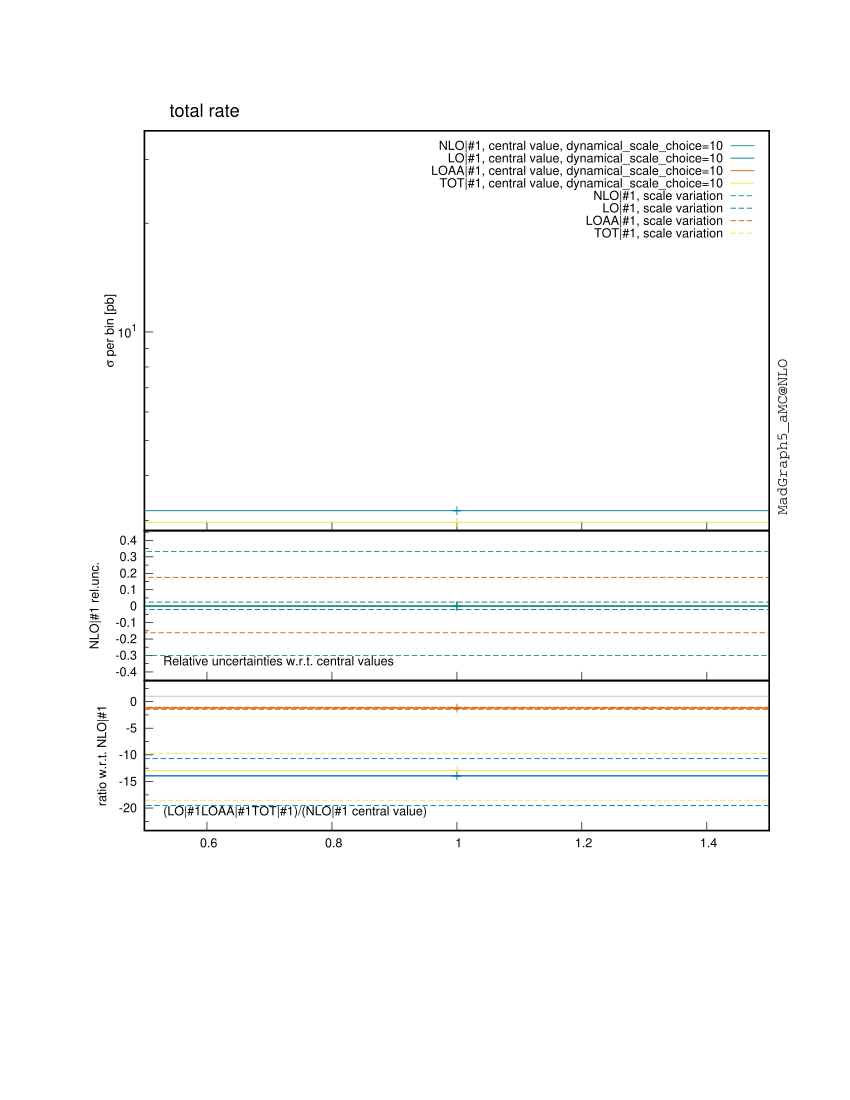

Write gnuplot code to recreate this figure.

################################################################################
#
# This gnuplot file was generated by MadGraph5_aMC@NLO project, a program which 
# automatically generates Feynman diagrams and matrix elements for arbitrary
# high-energy processes in the Standard Model and beyond. It also perform the
# integration and/or generate events for these processes, at LO and NLO accuracy.
#
# For more information, visit madgraph.phys.ucl.ac.be and amcatnlo.web.cern.ch
#
################################################################################
# /farmstorage/marcozaro/MadGraph/mg5amcnlo/mupmum_ww_nlo/bin/internal/histograms.py /farmstorage/marcozaro/MadGraph/mg5amcnlo/mupmum_ww_nlo/SubProcesses/P0_aa_wpwm/all_G1_60/MADatNLO.HwU /farmstorage/marcozaro/MadGraph/mg5amcnlo/mupmum_ww_nlo/SubProcesses/P0_mupmum_wpwm/all_G1_66/MADatNLO.HwU /farmstorage/marcozaro/MadGraph/mg5amcnlo/mupmum_ww_nlo/SubProcesses/P0_mupmum_wpwm/all_G1_22/MADatNLO.HwU /farmstorage/marcozaro/MadGraph/mg5amcnlo/mupmum_ww_nlo/SubProcesses/P0_mupmum_wpwm/all_G1_90/MADatNLO.HwU /farmstorage/marcozaro/MadGraph/mg5amcnlo/mupmum_ww_nlo/SubProcesses/P0_mupmum_wpwm/all_G1_62/MADatNLO.HwU /farmstorage/marcozaro/MadGraph/mg5amcnlo/mupmum_ww_nlo/SubProcesses/P0_mupmum_wpwm/all_G1_26/MADatNLO.HwU /farmstorage/marcozaro/MadGraph/mg5amcnlo/mupmum_ww_nlo/SubProcesses/P0_mupmum_wpwm/all_G1_96/MADatNLO.HwU /farmstorage/marcozaro/MadGraph/mg5amcnlo/mupmum_ww_nlo/SubProcesses/P0_mupmum_wpwm/all_G1_79/MADatNLO.HwU /farmstorage/marcozaro/MadGraph/mg5amcnlo/mupmum_ww_nlo/SubProcesses/P0_mupmum_wpwm/all_G1_31/MADatNLO.HwU /farmstorage/marcozaro/MadGraph/mg5amcnlo/mupmum_ww_nlo/SubProcesses/P0_mupmum_wpwm/all_G1_36/MADatNLO.HwU /farmstorage/marcozaro/MadGraph/mg5amcnlo/mupmum_ww_nlo/SubProcesses/P0_mupmum_wpwm/all_G1_24/MADatNLO.HwU /farmstorage/marcozaro/MadGraph/mg5amcnlo/mupmum_ww_nlo/SubProcesses/P0_mupmum_wpwm/all_G1_99/MADatNLO.HwU /farmstorage/marcozaro/MadGraph/mg5amcnlo/mupmum_ww_nlo/SubProcesses/P0_mupmum_wpwm/all_G1_28/MADatNLO.HwU /farmstorage/marcozaro/MadGraph/mg5amcnlo/mupmum_ww_nlo/SubProcesses/P0_mupmum_wpwm/all_G1_41/MADatNLO.HwU /farmstorage/marcozaro/MadGraph/mg5amcnlo/mupmum_ww_nlo/SubProcesses/P0_mupmum_wpwm/all_G1_13/MADatNLO.HwU /farmstorage/marcozaro/MadGraph/mg5amcnlo/mupmum_ww_nlo/SubProcesses/P0_mupmum_wpwm/all_G1_54/MADatNLO.HwU /farmstorage/marcozaro/MadGraph/mg5amcnlo/mupmum_ww_nlo/SubProcesses/P0_mupmum_wpwm/all_G1_52/MADatNLO.HwU /farmstorage/marcozaro/MadGraph/mg5amcnlo/mupmum_ww_nlo/SubProcesses/P0_mupmum_wpwm/all_G1_47/MADatNLO.HwU /farmstorage/marcozaro/MadGraph/mg5amcnlo/mupmum_ww_nlo/SubProcesses/P0_mupmum_wpwm/all_G1_29/MADatNLO.HwU /farmstorage/marcozaro/MadGraph/mg5amcnlo/mupmum_ww_nlo/SubProcesses/P0_mupmum_wpwm/all_G1_42/MADatNLO.HwU /farmstorage/marcozaro/MadGraph/mg5amcnlo/mupmum_ww_nlo/SubProcesses/P0_mupmum_wpwm/all_G1_17/MADatNLO.HwU /farmstorage/marcozaro/MadGraph/mg5amcnlo/mupmum_ww_nlo/SubProcesses/P0_mupmum_wpwm/all_G1_18/MADatNLO.HwU /farmstorage/marcozaro/MadGraph/mg5amcnlo/mupmum_ww_nlo/SubProcesses/P0_mupmum_wpwm/all_G1_93/MADatNLO.HwU /farmstorage/marcozaro/MadGraph/mg5amcnlo/mupmum_ww_nlo/SubProcesses/P0_mupmum_wpwm/all_G1_88/MADatNLO.HwU /farmstorage/marcozaro/MadGraph/mg5amcnlo/mupmum_ww_nlo/SubProcesses/P0_mupmum_wpwm/all_G1_87/MADatNLO.HwU /farmstorage/marcozaro/MadGraph/mg5amcnlo/mupmum_ww_nlo/SubProcesses/P0_mupmum_wpwm/all_G1_53/MADatNLO.HwU /farmstorage/marcozaro/MadGraph/mg5amcnlo/mupmum_ww_nlo/SubProcesses/P0_mupmum_wpwm/all_G1_49/MADatNLO.HwU /farmstorage/marcozaro/MadGraph/mg5amcnlo/mupmum_ww_nlo/SubProcesses/P0_mupmum_wpwm/all_G1_43/MADatNLO.HwU /farmstorage/marcozaro/MadGraph/mg5amcnlo/mupmum_ww_nlo/SubProcesses/P0_mupmum_wpwm/all_G1_74/MADatNLO.HwU /farmstorage/marcozaro/MadGraph/mg5amcnlo/mupmum_ww_nlo/SubProcesses/P0_mupmum_wpwm/all_G1_27/MADatNLO.HwU /farmstorage/marcozaro/MadGraph/mg5amcnlo/mupmum_ww_nlo/SubProcesses/P0_mupmum_wpwm/all_G1_84/MADatNLO.HwU /farmstorage/marcozaro/MadGraph/mg5amcnlo/mupmum_ww_nlo/SubProcesses/P0_mupmum_wpwm/all_G1_83/MADatNLO.HwU /farmstorage/marcozaro/MadGraph/mg5amcnlo/mupmum_ww_nlo/SubProcesses/P0_mupmum_wpwm/all_G1_100/MADatNLO.HwU /farmstorage/marcozaro/MadGraph/mg5amcnlo/mupmum_ww_nlo/SubProcesses/P0_mupmum_wpwm/all_G1_64/MADatNLO.HwU /farmstorage/marcozaro/MadGraph/mg5amcnlo/mupmum_ww_nlo/SubProcesses/P0_mupmum_wpwm/all_G1_70/MADatNLO.HwU /farmstorage/marcozaro/MadGraph/mg5amcnlo/mupmum_ww_nlo/SubProcesses/P0_mupmum_wpwm/all_G1_94/MADatNLO.HwU /farmstorage/marcozaro/MadGraph/mg5amcnlo/mupmum_ww_nlo/SubProcesses/P0_mupmum_wpwm/all_G1_2/MADatNLO.HwU /farmstorage/marcozaro/MadGraph/mg5amcnlo/mupmum_ww_nlo/SubProcesses/P0_mupmum_wpwm/all_G1_35/MADatNLO.HwU /farmstorage/marcozaro/MadGraph/mg5amcnlo/mupmum_ww_nlo/SubProcesses/P0_mupmum_wpwm/all_G1_15/MADatNLO.HwU /farmstorage/marcozaro/MadGraph/mg5amcnlo/mupmum_ww_nlo/SubProcesses/P0_mupmum_wpwm/all_G1_76/MADatNLO.HwU /farmstorage/marcozaro/MadGraph/mg5amcnlo/mupmum_ww_nlo/SubProcesses/P0_mupmum_wpwm/all_G1_1/MADatNLO.HwU /farmstorage/marcozaro/MadGraph/mg5amcnlo/mupmum_ww_nlo/SubProcesses/P0_mupmum_wpwm/all_G1_10/MADatNLO.HwU /farmstorage/marcozaro/MadGraph/mg5amcnlo/mupmum_ww_nlo/SubProcesses/P0_mupmum_wpwm/all_G1_14/MADatNLO.HwU /farmstorage/marcozaro/MadGraph/mg5amcnlo/mupmum_ww_nlo/SubProcesses/P0_mupmum_wpwm/all_G1_58/MADatNLO.HwU /farmstorage/marcozaro/MadGraph/mg5amcnlo/mupmum_ww_nlo/SubProcesses/P0_mupmum_wpwm/all_G1_56/MADatNLO.HwU /farmstorage/marcozaro/MadGraph/mg5amcnlo/mupmum_ww_nlo/SubProcesses/P0_mupmum_wpwm/all_G1_51/MADatNLO.HwU /farmstorage/marcozaro/MadGraph/mg5amcnlo/mupmum_ww_nlo/SubProcesses/P0_mupmum_wpwm/all_G1_19/MADatNLO.HwU /farmstorage/marcozaro/MadGraph/mg5amcnlo/mupmum_ww_nlo/SubProcesses/P0_mupmum_wpwm/all_G1_11/MADatNLO.HwU /farmstorage/marcozaro/MadGraph/mg5amcnlo/mupmum_ww_nlo/SubProcesses/P0_mupmum_wpwm/all_G1_23/MADatNLO.HwU /farmstorage/marcozaro/MadGraph/mg5amcnlo/mupmum_ww_nlo/SubProcesses/P0_mupmum_wpwm/all_G1_86/MADatNLO.HwU /farmstorage/marcozaro/MadGraph/mg5amcnlo/mupmum_ww_nlo/SubProcesses/P0_mupmum_wpwm/all_G1_55/MADatNLO.HwU /farmstorage/marcozaro/MadGraph/mg5amcnlo/mupmum_ww_nlo/SubProcesses/P0_mupmum_wpwm/all_G1_57/MADatNLO.HwU /farmstorage/marcozaro/MadGraph/mg5amcnlo/mupmum_ww_nlo/SubProcesses/P0_mupmum_wpwm/all_G1_32/MADatNLO.HwU /farmstorage/marcozaro/MadGraph/mg5amcnlo/mupmum_ww_nlo/SubProcesses/P0_mupmum_wpwm/all_G1_12/MADatNLO.HwU /farmstorage/marcozaro/MadGraph/mg5amcnlo/mupmum_ww_nlo/SubProcesses/P0_mupmum_wpwm/all_G1_78/MADatNLO.HwU /farmstorage/marcozaro/MadGraph/mg5amcnlo/mupmum_ww_nlo/SubProcesses/P0_mupmum_wpwm/all_G1_63/MADatNLO.HwU /farmstorage/marcozaro/MadGraph/mg5amcnlo/mupmum_ww_nlo/SubProcesses/P0_mupmum_wpwm/all_G1_91/MADatNLO.HwU /farmstorage/marcozaro/MadGraph/mg5amcnlo/mupmum_ww_nlo/SubProcesses/P0_mupmum_wpwm/all_G1_89/MADatNLO.HwU /farmstorage/marcozaro/MadGraph/mg5amcnlo/mupmum_ww_nlo/SubProcesses/P0_mupmum_wpwm/all_G1_44/MADatNLO.HwU /farmstorage/marcozaro/MadGraph/mg5amcnlo/mupmum_ww_nlo/SubProcesses/P0_mupmum_wpwm/all_G1_75/MADatNLO.HwU /farmstorage/marcozaro/MadGraph/mg5amcnlo/mupmum_ww_nlo/SubProcesses/P0_mupmum_wpwm/all_G1_81/MADatNLO.HwU /farmstorage/marcozaro/MadGraph/mg5amcnlo/mupmum_ww_nlo/SubProcesses/P0_mupmum_wpwm/all_G1_34/MADatNLO.HwU /farmstorage/marcozaro/MadGraph/mg5amcnlo/mupmum_ww_nlo/SubProcesses/P0_mupmum_wpwm/all_G1_67/MADatNLO.HwU /farmstorage/marcozaro/MadGraph/mg5amcnlo/mupmum_ww_nlo/SubProcesses/P0_mupmum_wpwm/all_G1_69/MADatNLO.HwU /farmstorage/marcozaro/MadGraph/mg5amcnlo/mupmum_ww_nlo/SubProcesses/P0_mupmum_wpwm/all_G1_4/MADatNLO.HwU /farmstorage/marcozaro/MadGraph/mg5amcnlo/mupmum_ww_nlo/SubProcesses/P0_mupmum_wpwm/all_G1_7/MADatNLO.HwU /farmstorage/marcozaro/MadGraph/mg5amcnlo/mupmum_ww_nlo/SubProcesses/P0_mupmum_wpwm/all_G1_77/MADatNLO.HwU /farmstorage/marcozaro/MadGraph/mg5amcnlo/mupmum_ww_nlo/SubProcesses/P0_mupmum_wpwm/all_G1_33/MADatNLO.HwU /farmstorage/marcozaro/MadGraph/mg5amcnlo/mupmum_ww_nlo/SubProcesses/P0_mupmum_wpwm/all_G1_3/MADatNLO.HwU /farmstorage/marcozaro/MadGraph/mg5amcnlo/mupmum_ww_nlo/SubProcesses/P0_mupmum_wpwm/all_G1_85/MADatNLO.HwU /farmstorage/marcozaro/MadGraph/mg5amcnlo/mupmum_ww_nlo/SubProcesses/P0_mupmum_wpwm/all_G1_92/MADatNLO.HwU /farmstorage/marcozaro/MadGraph/mg5amcnlo/mupmum_ww_nlo/SubProcesses/P0_mupmum_wpwm/all_G1_71/MADatNLO.HwU /farmstorage/marcozaro/MadGraph/mg5amcnlo/mupmum_ww_nlo/SubProcesses/P0_mupmum_wpwm/all_G1_6/MADatNLO.HwU /farmstorage/marcozaro/MadGraph/mg5amcnlo/mupmum_ww_nlo/SubProcesses/P0_mupmum_wpwm/all_G1_72/MADatNLO.HwU /farmstorage/marcozaro/MadGraph/mg5amcnlo/mupmum_ww_nlo/SubProcesses/P0_mupmum_wpwm/all_G1_45/MADatNLO.HwU /farmstorage/marcozaro/MadGraph/mg5amcnlo/mupmum_ww_nlo/SubProcesses/P0_mupmum_wpwm/all_G1_16/MADatNLO.HwU /farmstorage/marcozaro/MadGraph/mg5amcnlo/mupmum_ww_nlo/SubProcesses/P0_mupmum_wpwm/all_G1_80/MADatNLO.HwU /farmstorage/marcozaro/MadGraph/mg5amcnlo/mupmum_ww_nlo/SubProcesses/P0_mupmum_wpwm/all_G1_60/MADatNLO.HwU /farmstorage/marcozaro/MadGraph/mg5amcnlo/mupmum_ww_nlo/SubProcesses/P0_mupmum_wpwm/all_G1_40/MADatNLO.HwU /farmstorage/marcozaro/MadGraph/mg5amcnlo/mupmum_ww_nlo/SubProcesses/P0_mupmum_wpwm/all_G1_25/MADatNLO.HwU /farmstorage/marcozaro/MadGraph/mg5amcnlo/mupmum_ww_nlo/SubProcesses/P0_mupmum_wpwm/all_G1_68/MADatNLO.HwU /farmstorage/marcozaro/MadGraph/mg5amcnlo/mupmum_ww_nlo/SubProcesses/P0_mupmum_wpwm/all_G1_65/MADatNLO.HwU /farmstorage/marcozaro/MadGraph/mg5amcnlo/mupmum_ww_nlo/SubProcesses/P0_mupmum_wpwm/all_G1_61/MADatNLO.HwU /farmstorage/marcozaro/MadGraph/mg5amcnlo/mupmum_ww_nlo/SubProcesses/P0_mupmum_wpwm/all_G1_8/MADatNLO.HwU /farmstorage/marcozaro/MadGraph/mg5amcnlo/mupmum_ww_nlo/SubProcesses/P0_mupmum_wpwm/all_G1_38/MADatNLO.HwU /farmstorage/marcozaro/MadGraph/mg5amcnlo/mupmum_ww_nlo/SubProcesses/P0_mupmum_wpwm/all_G1_39/MADatNLO.HwU /farmstorage/marcozaro/MadGraph/mg5amcnlo/mupmum_ww_nlo/SubProcesses/P0_mupmum_wpwm/all_G1_95/MADatNLO.HwU /farmstorage/marcozaro/MadGraph/mg5amcnlo/mupmum_ww_nlo/SubProcesses/P0_mupmum_wpwm/all_G1_48/MADatNLO.HwU /farmstorage/marcozaro/MadGraph/mg5amcnlo/mupmum_ww_nlo/SubProcesses/P0_mupmum_wpwm/all_G1_50/MADatNLO.HwU /farmstorage/marcozaro/MadGraph/mg5amcnlo/mupmum_ww_nlo/SubProcesses/P0_mupmum_wpwm/all_G1_37/MADatNLO.HwU /farmstorage/marcozaro/MadGraph/mg5amcnlo/mupmum_ww_nlo/SubProcesses/P0_mupmum_wpwm/all_G1_9/MADatNLO.HwU /farmstorage/marcozaro/MadGraph/mg5amcnlo/mupmum_ww_nlo/SubProcesses/P0_mupmum_wpwm/all_G1_82/MADatNLO.HwU /farmstorage/marcozaro/MadGraph/mg5amcnlo/mupmum_ww_nlo/SubProcesses/P0_mupmum_wpwm/all_G1_73/MADatNLO.HwU /farmstorage/marcozaro/MadGraph/mg5amcnlo/mupmum_ww_nlo/SubProcesses/P0_mupmum_wpwm/all_G1_20/MADatNLO.HwU /farmstorage/marcozaro/MadGraph/mg5amcnlo/mupmum_ww_nlo/SubProcesses/P0_mupmum_wpwm/all_G1_97/MADatNLO.HwU /farmstorage/marcozaro/MadGraph/mg5amcnlo/mupmum_ww_nlo/SubProcesses/P0_mupmum_wpwm/all_G1_46/MADatNLO.HwU /farmstorage/marcozaro/MadGraph/mg5amcnlo/mupmum_ww_nlo/SubProcesses/P0_mupmum_wpwm/all_G1_59/MADatNLO.HwU /farmstorage/marcozaro/MadGraph/mg5amcnlo/mupmum_ww_nlo/SubProcesses/P0_mupmum_wpwm/all_G1_5/MADatNLO.HwU /farmstorage/marcozaro/MadGraph/mg5amcnlo/mupmum_ww_nlo/SubProcesses/P0_mupmum_wpwm/all_G1_98/MADatNLO.HwU /farmstorage/marcozaro/MadGraph/mg5amcnlo/mupmum_ww_nlo/SubProcesses/P0_mupmum_wpwm/all_G1_21/MADatNLO.HwU /farmstorage/marcozaro/MadGraph/mg5amcnlo/mupmum_ww_nlo/SubProcesses/P0_mupmum_wpwm/all_G1_30/MADatNLO.HwU /farmstorage/marcozaro/MadGraph/mg5amcnlo/mupmum_ww_nlo/SubProcesses/P0_aa_wpwm/all_G1_5/MADatNLO.HwU /farmstorage/marcozaro/MadGraph/mg5amcnlo/mupmum_ww_nlo/SubProcesses/P0_aa_wpwm/all_G1_31/MADatNLO.HwU /farmstorage/marcozaro/MadGraph/mg5amcnlo/mupmum_ww_nlo/SubProcesses/P0_aa_wpwm/all_G1_1/MADatNLO.HwU /farmstorage/marcozaro/MadGraph/mg5amcnlo/mupmum_ww_nlo/SubProcesses/P0_aa_wpwm/all_G1_17/MADatNLO.HwU /farmstorage/marcozaro/MadGraph/mg5amcnlo/mupmum_ww_nlo/SubProcesses/P0_aa_wpwm/all_G1_14/MADatNLO.HwU /farmstorage/marcozaro/MadGraph/mg5amcnlo/mupmum_ww_nlo/SubProcesses/P0_aa_wpwm/all_G1_2/MADatNLO.HwU /farmstorage/marcozaro/MadGraph/mg5amcnlo/mupmum_ww_nlo/SubProcesses/P0_aa_wpwm/all_G1_38/MADatNLO.HwU /farmstorage/marcozaro/MadGraph/mg5amcnlo/mupmum_ww_nlo/SubProcesses/P0_aa_wpwm/all_G1_45/MADatNLO.HwU /farmstorage/marcozaro/MadGraph/mg5amcnlo/mupmum_ww_nlo/SubProcesses/P0_aa_wpwm/all_G1_57/MADatNLO.HwU /farmstorage/marcozaro/MadGraph/mg5amcnlo/mupmum_ww_nlo/SubProcesses/P0_aa_wpwm/all_G1_53/MADatNLO.HwU /farmstorage/marcozaro/MadGraph/mg5amcnlo/mupmum_ww_nlo/SubProcesses/P0_aa_wpwm/all_G1_11/MADatNLO.HwU /farmstorage/marcozaro/MadGraph/mg5amcnlo/mupmum_ww_nlo/SubProcesses/P0_aa_wpwm/all_G1_13/MADatNLO.HwU /farmstorage/marcozaro/MadGraph/mg5amcnlo/mupmum_ww_nlo/SubProcesses/P0_aa_wpwm/all_G1_63/MADatNLO.HwU /farmstorage/marcozaro/MadGraph/mg5amcnlo/mupmum_ww_nlo/SubProcesses/P0_aa_wpwm/all_G1_35/MADatNLO.HwU /farmstorage/marcozaro/MadGraph/mg5amcnlo/mupmum_ww_nlo/SubProcesses/P0_aa_wpwm/all_G1_40/MADatNLO.HwU /farmstorage/marcozaro/MadGraph/mg5amcnlo/mupmum_ww_nlo/SubProcesses/P0_aa_wpwm/all_G1_8/MADatNLO.HwU /farmstorage/marcozaro/MadGraph/mg5amcnlo/mupmum_ww_nlo/SubProcesses/P0_aa_wpwm/all_G1_56/MADatNLO.HwU /farmstorage/marcozaro/MadGraph/mg5amcnlo/mupmum_ww_nlo/SubProcesses/P0_aa_wpwm/all_G1_24/MADatNLO.HwU /farmstorage/marcozaro/MadGraph/mg5amcnlo/mupmum_ww_nlo/SubProcesses/P0_aa_wpwm/all_G1_59/MADatNLO.HwU /farmstorage/marcozaro/MadGraph/mg5amcnlo/mupmum_ww_nlo/SubProcesses/P0_aa_wpwm/all_G1_55/MADatNLO.HwU /farmstorage/marcozaro/MadGraph/mg5amcnlo/mupmum_ww_nlo/SubProcesses/P0_aa_wpwm/all_G1_12/MADatNLO.HwU /farmstorage/marcozaro/MadGraph/mg5amcnlo/mupmum_ww_nlo/SubProcesses/P0_aa_wpwm/all_G1_43/MADatNLO.HwU /farmstorage/marcozaro/MadGraph/mg5amcnlo/mupmum_ww_nlo/SubProcesses/P0_aa_wpwm/all_G1_29/MADatNLO.HwU /farmstorage/marcozaro/MadGraph/mg5amcnlo/mupmum_ww_nlo/SubProcesses/P0_aa_wpwm/all_G1_49/MADatNLO.HwU /farmstorage/marcozaro/MadGraph/mg5amcnlo/mupmum_ww_nlo/SubProcesses/P0_aa_wpwm/all_G1_46/MADatNLO.HwU /farmstorage/marcozaro/MadGraph/mg5amcnlo/mupmum_ww_nlo/SubProcesses/P0_aa_wpwm/all_G1_10/MADatNLO.HwU /farmstorage/marcozaro/MadGraph/mg5amcnlo/mupmum_ww_nlo/SubProcesses/P0_aa_wpwm/all_G1_52/MADatNLO.HwU /farmstorage/marcozaro/MadGraph/mg5amcnlo/mupmum_ww_nlo/SubProcesses/P0_aa_wpwm/all_G1_15/MADatNLO.HwU /farmstorage/marcozaro/MadGraph/mg5amcnlo/mupmum_ww_nlo/SubProcesses/P0_aa_wpwm/all_G1_18/MADatNLO.HwU /farmstorage/marcozaro/MadGraph/mg5amcnlo/mupmum_ww_nlo/SubProcesses/P0_aa_wpwm/all_G1_19/MADatNLO.HwU /farmstorage/marcozaro/MadGraph/mg5amcnlo/mupmum_ww_nlo/SubProcesses/P0_aa_wpwm/all_G1_21/MADatNLO.HwU /farmstorage/marcozaro/MadGraph/mg5amcnlo/mupmum_ww_nlo/SubProcesses/P0_aa_wpwm/all_G1_42/MADatNLO.HwU /farmstorage/marcozaro/MadGraph/mg5amcnlo/mupmum_ww_nlo/SubProcesses/P0_aa_wpwm/all_G1_39/MADatNLO.HwU /farmstorage/marcozaro/MadGraph/mg5amcnlo/mupmum_ww_nlo/SubProcesses/P0_aa_wpwm/all_G1_51/MADatNLO.HwU /farmstorage/marcozaro/MadGraph/mg5amcnlo/mupmum_ww_nlo/SubProcesses/P0_aa_wpwm/all_G1_32/MADatNLO.HwU /farmstorage/marcozaro/MadGraph/mg5amcnlo/mupmum_ww_nlo/SubProcesses/P0_aa_wpwm/all_G1_20/MADatNLO.HwU /farmstorage/marcozaro/MadGraph/mg5amcnlo/mupmum_ww_nlo/SubProcesses/P0_aa_wpwm/all_G1_62/MADatNLO.HwU /farmstorage/marcozaro/MadGraph/mg5amcnlo/mupmum_ww_nlo/SubProcesses/P0_aa_wpwm/all_G1_41/MADatNLO.HwU /farmstorage/marcozaro/MadGraph/mg5amcnlo/mupmum_ww_nlo/SubProcesses/P0_aa_wpwm/all_G1_54/MADatNLO.HwU /farmstorage/marcozaro/MadGraph/mg5amcnlo/mupmum_ww_nlo/SubProcesses/P0_aa_wpwm/all_G1_23/MADatNLO.HwU /farmstorage/marcozaro/MadGraph/mg5amcnlo/mupmum_ww_nlo/SubProcesses/P0_aa_wpwm/all_G1_4/MADatNLO.HwU /farmstorage/marcozaro/MadGraph/mg5amcnlo/mupmum_ww_nlo/SubProcesses/P0_aa_wpwm/all_G1_27/MADatNLO.HwU /farmstorage/marcozaro/MadGraph/mg5amcnlo/mupmum_ww_nlo/SubProcesses/P0_aa_wpwm/all_G1_26/MADatNLO.HwU /farmstorage/marcozaro/MadGraph/mg5amcnlo/mupmum_ww_nlo/SubProcesses/P0_aa_wpwm/all_G1_22/MADatNLO.HwU /farmstorage/marcozaro/MadGraph/mg5amcnlo/mupmum_ww_nlo/SubProcesses/P0_aa_wpwm/all_G1_33/MADatNLO.HwU /farmstorage/marcozaro/MadGraph/mg5amcnlo/mupmum_ww_nlo/SubProcesses/P0_aa_wpwm/all_G1_3/MADatNLO.HwU /farmstorage/marcozaro/MadGraph/mg5amcnlo/mupmum_ww_nlo/SubProcesses/P0_aa_wpwm/all_G1_16/MADatNLO.HwU /farmstorage/marcozaro/MadGraph/mg5amcnlo/mupmum_ww_nlo/SubProcesses/P0_aa_wpwm/all_G1_48/MADatNLO.HwU /farmstorage/marcozaro/MadGraph/mg5amcnlo/mupmum_ww_nlo/SubProcesses/P0_aa_wpwm/all_G1_7/MADatNLO.HwU /farmstorage/marcozaro/MadGraph/mg5amcnlo/mupmum_ww_nlo/SubProcesses/P0_aa_wpwm/all_G1_9/MADatNLO.HwU /farmstorage/marcozaro/MadGraph/mg5amcnlo/mupmum_ww_nlo/SubProcesses/P0_aa_wpwm/all_G1_30/MADatNLO.HwU /farmstorage/marcozaro/MadGraph/mg5amcnlo/mupmum_ww_nlo/SubProcesses/P0_aa_wpwm/all_G1_34/MADatNLO.HwU /farmstorage/marcozaro/MadGraph/mg5amcnlo/mupmum_ww_nlo/SubProcesses/P0_aa_wpwm/all_G1_50/MADatNLO.HwU /farmstorage/marcozaro/MadGraph/mg5amcnlo/mupmum_ww_nlo/SubProcesses/P0_aa_wpwm/all_G1_36/MADatNLO.HwU /farmstorage/marcozaro/MadGraph/mg5amcnlo/mupmum_ww_nlo/SubProcesses/P0_aa_wpwm/all_G1_61/MADatNLO.HwU /farmstorage/marcozaro/MadGraph/mg5amcnlo/mupmum_ww_nlo/SubProcesses/P0_aa_wpwm/all_G1_47/MADatNLO.HwU /farmstorage/marcozaro/MadGraph/mg5amcnlo/mupmum_ww_nlo/SubProcesses/P0_aa_wpwm/all_G1_28/MADatNLO.HwU /farmstorage/marcozaro/MadGraph/mg5amcnlo/mupmum_ww_nlo/SubProcesses/P0_aa_wpwm/all_G1_6/MADatNLO.HwU /farmstorage/marcozaro/MadGraph/mg5amcnlo/mupmum_ww_nlo/SubProcesses/P0_aa_wpwm/all_G1_25/MADatNLO.HwU /farmstorage/marcozaro/MadGraph/mg5amcnlo/mupmum_ww_nlo/SubProcesses/P0_aa_wpwm/all_G1_44/MADatNLO.HwU /farmstorage/marcozaro/MadGraph/mg5amcnlo/mupmum_ww_nlo/SubProcesses/P0_aa_wpwm/all_G1_37/MADatNLO.HwU /farmstorage/marcozaro/MadGraph/mg5amcnlo/mupmum_ww_nlo/SubProcesses/P0_aa_wpwm/all_G1_58/MADatNLO.HwU --out=/farmstorage/marcozaro/MadGraph/mg5amcnlo/mupmum_ww_nlo/Events/run_1tev_NLO/MADatNLO --gnuplot --band=[] --lhapdf-config=/home/marcozaro/LHAPDF6/bin/lhapdf-config --sum --keep_all_weights --no_open
reset

set lmargin 10
set rmargin 0
set terminal postscript portrait enhanced color "Helvetica" 9 
# The pdf terminal offers transparency support, but you will have to adapt things a bit
#set terminal pdf enhanced font "Helvetica 12" lw 1.0 dashed size 29.7cm, 21cm
set key font ",9"
set key samplen "2"
set output "MADatNLO.ps"

# This is the "PODO" color palette of gnuplot v.5, but with the order
# changed: palette of colors selected to be easily distinguishable by
# color-blind individuals with either protanopia or deuteranopia. Bang
# Wong [2011] Nature Methods 8, 441.

set style line   1 lt 1 lc rgb "#009e73" lw 1.3
set style line 101 lt 1 lc rgb "#009e73" lw 1.3 dt (6,3)
set style line  11 lt 2 lc rgb "#009e73" lw 1.3 dt (6,3)
set style line  21 lt 4 lc rgb "#009e73" lw 1.3 dt (3,2)
set style line  31 lt 6 lc rgb "#009e73" lw 1.3 dt (2,1)
set style line  41 lt 8 lc rgb "#009e73" lw 1.3 dt (4,3)

set style line   2 lt 1 lc rgb "#0072b2" lw 1.3
set style line 102 lt 1 lc rgb "#0072b2" lw 1.3 dt (6,3)
set style line  12 lt 2 lc rgb "#0072b2" lw 1.3 dt (6,3)
set style line  22 lt 4 lc rgb "#0072b2" lw 1.3 dt (3,2)
set style line  32 lt 6 lc rgb "#0072b2" lw 1.3 dt (2,1)
set style line  42 lt 8 lc rgb "#0072b2" lw 1.3 dt (4,3)

set style line   3 lt 1 lc rgb "#d55e00" lw 1.3
set style line 103 lt 1 lc rgb "#d55e00" lw 1.3 dt (6,3)
set style line  13 lt 2 lc rgb "#d55e00" lw 1.3 dt (6,3)
set style line  23 lt 4 lc rgb "#d55e00" lw 1.3 dt (3,2)
set style line  33 lt 6 lc rgb "#d55e00" lw 1.3 dt (2,1)
set style line  43 lt 8 lc rgb "#d55e00" lw 1.3 dt (4,3)

set style line   4 lt 1 lc rgb "#f0e442" lw 1.3
set style line 104 lt 1 lc rgb "#f0e442" lw 1.3 dt (6,3)
set style line  14 lt 2 lc rgb "#f0e442" lw 1.3 dt (6,3)
set style line  24 lt 4 lc rgb "#f0e442" lw 1.3 dt (3,2)
set style line  34 lt 6 lc rgb "#f0e442" lw 1.3 dt (2,1)
set style line  44 lt 8 lc rgb "#f0e442" lw 1.3 dt (4,3)

set style line   5 lt 1 lc rgb "#56b4e9" lw 1.3
set style line 105 lt 1 lc rgb "#56b4e9" lw 1.3 dt (6,3)
set style line  15 lt 2 lc rgb "#56b4e9" lw 1.3 dt (6,3)
set style line  25 lt 4 lc rgb "#56b4e9" lw 1.3 dt (3,2)
set style line  35 lt 6 lc rgb "#56b4e9" lw 1.3 dt (2,1)
set style line  45 lt 8 lc rgb "#56b4e9" lw 1.3 dt (4,3)

set style line   6 lt 1 lc rgb "#cc79a7" lw 1.3
set style line 106 lt 1 lc rgb "#cc79a7" lw 1.3 dt (6,3)
set style line  16 lt 2 lc rgb "#cc79a7" lw 1.3 dt (6,3)
set style line  26 lt 4 lc rgb "#cc79a7" lw 1.3 dt (3,2)
set style line  36 lt 6 lc rgb "#cc79a7" lw 1.3 dt (2,1)
set style line  46 lt 8 lc rgb "#cc79a7" lw 1.3 dt (4,3)

set style line   7 lt 1 lc rgb "#e69f00" lw 1.3
set style line 107 lt 1 lc rgb "#e69f00" lw 1.3 dt (6,3)
set style line  17 lt 2 lc rgb "#e69f00" lw 1.3 dt (6,3)
set style line  27 lt 4 lc rgb "#e69f00" lw 1.3 dt (3,2)
set style line  37 lt 6 lc rgb "#e69f00" lw 1.3 dt (2,1)
set style line  47 lt 8 lc rgb "#e69f00" lw 1.3 dt (4,3)

set style line   8 lt 1 lc rgb "black" lw 1.3
set style line 108 lt 1 lc rgb "black" lw 1.3 dt (6,3)
set style line  18 lt 2 lc rgb "black" lw 1.3 dt (6,3)
set style line  28 lt 4 lc rgb "black" lw 1.3 dt (3,2)
set style line  38 lt 6 lc rgb "black" lw 1.3 dt (2,1)
set style line  48 lt 8 lc rgb "black" lw 1.3 dt (4,3)


set style line 999 lt 1 lc rgb "gray" lw 1.3

safe(x,y,a) = (y == 0.0 ? a : x/y)

set style data histeps
set key invert



################################################################################
### Rendering of the plot titled 'total rate'
################################################################################

set multiplot
set label "total rate" font ",13" at graph 0.04, graph 1.05
set xrange [5.0000e-01:1.5000e+00]
set bmargin 0 
set tmargin 0
set xtics nomirror
set ytics nomirror
set mytics 10
set xtics auto
set key horizontal noreverse maxcols 1 width -4 
set label front 'MadGraph5\_aMC\@NLO' font "Courier,11" rotate by 90 at graph 1.02, graph 0.04

#-- rendering subhistograms 'NLO|#1 and LO|#1 results'

set format y '10^{%T}'
set yrange [2.8182e+00:3.6054e+01]
set origin 0.0000e+00, 5.0000e-01
set size 1.0000e+00, 4.0000e-01
set mytics 10
set ytics auto
set format x ''
set logscale y
set ylabel "{/Symbol s} per bin [pb]"

plot \
sqrt(-1) ls 14 title 'TOT|#1, scale variation',\
sqrt(-1) ls 13 title 'LOAA|#1, scale variation',\
sqrt(-1) ls 12 title 'LO|#1, scale variation',\
sqrt(-1) ls 11 title 'NLO|#1, scale variation',\
'MADatNLO.HwU' index 3 using (($1+$2)/2):($3 >= 0 ? sqrt(-1) : abs($3)):4 w yerrorbar ls 104 title '',\
'MADatNLO.HwU' index 3 using (($1+$2)/2):($3 >= 0 ? sqrt(-1) : abs($3)) ls 104 title '',\
'MADatNLO.HwU' index 3 using (($1+$2)/2):($3 < 0 ? sqrt(-1) : $3):4 w yerrorbar ls 4 title '',\
'MADatNLO.HwU' index 3 using (($1+$2)/2):($3 < 0 ? sqrt(-1) : $3) ls 4 title 'TOT|#1, central value, dynamical\_scale\_choice=10',\
'MADatNLO.HwU' index 2 using (($1+$2)/2):($3 >= 0 ? sqrt(-1) : abs($3)):4 w yerrorbar ls 103 title '',\
'MADatNLO.HwU' index 2 using (($1+$2)/2):($3 >= 0 ? sqrt(-1) : abs($3)) ls 103 title '',\
'MADatNLO.HwU' index 2 using (($1+$2)/2):($3 < 0 ? sqrt(-1) : $3):4 w yerrorbar ls 3 title '',\
'MADatNLO.HwU' index 2 using (($1+$2)/2):($3 < 0 ? sqrt(-1) : $3) ls 3 title 'LOAA|#1, central value, dynamical\_scale\_choice=10',\
'MADatNLO.HwU' index 1 using (($1+$2)/2):($3 >= 0 ? sqrt(-1) : abs($3)):4 w yerrorbar ls 102 title '',\
'MADatNLO.HwU' index 1 using (($1+$2)/2):($3 >= 0 ? sqrt(-1) : abs($3)) ls 102 title '',\
'MADatNLO.HwU' index 1 using (($1+$2)/2):($3 < 0 ? sqrt(-1) : $3):4 w yerrorbar ls 2 title '',\
'MADatNLO.HwU' index 1 using (($1+$2)/2):($3 < 0 ? sqrt(-1) : $3) ls 2 title 'LO|#1, central value, dynamical\_scale\_choice=10',\
'MADatNLO.HwU' index 0 using (($1+$2)/2):($3 >= 0 ? sqrt(-1) : abs($3)):4 w yerrorbar ls 101 title '',\
'MADatNLO.HwU' index 0 using (($1+$2)/2):($3 >= 0 ? sqrt(-1) : abs($3)) ls 101 title '',\
'MADatNLO.HwU' index 0 using (($1+$2)/2):($3 < 0 ? sqrt(-1) : $3):4 w yerrorbar ls 1 title '',\
'MADatNLO.HwU' index 0 using (($1+$2)/2):($3 < 0 ? sqrt(-1) : $3) ls 1 title 'NLO|#1, central value, dynamical\_scale\_choice=10'
#-- rendering subhistograms 'Relative scale and PDF uncertainty'
unset label
unset format
set yrange [-4.5282e-01:4.6010e-01]
set origin 0.0000e+00, 3.5000e-01
set size 1.0000e+00, 1.5000e-01
set mytics 2
set ytics auto
set format x ''
unset logscale y
set ylabel "NLO|#1 rel.unc."
set label "Relative uncertainties w.r.t. central values" font ",9" front at graph 0.03, graph 0.13
plot \
'MADatNLO.HwU' index 3 using (($1+$2)/2):(safe($7,$3,1.0)-1.0) ls 14 title '',\
'MADatNLO.HwU' index 3 using (($1+$2)/2):(safe($6,$3,1.0)-1.0) ls 14 title '',\
'MADatNLO.HwU' index 2 using (($1+$2)/2):(safe($7,$3,1.0)-1.0) ls 13 title '',\
'MADatNLO.HwU' index 2 using (($1+$2)/2):(safe($6,$3,1.0)-1.0) ls 13 title '',\
'MADatNLO.HwU' index 1 using (($1+$2)/2):(safe($7,$3,1.0)-1.0) ls 12 title '',\
'MADatNLO.HwU' index 1 using (($1+$2)/2):(safe($6,$3,1.0)-1.0) ls 12 title '',\
'MADatNLO.HwU' index 0 using (($1+$2)/2):(safe($7,$3,1.0)-1.0) ls 11 title '',\
'MADatNLO.HwU' index 0 using (($1+$2)/2):(safe($6,$3,1.0)-1.0) ls 11 title '',\
0.0 ls 999 title '',\
'MADatNLO.HwU' index 3 using (($1+$2)/2):(0.0):(safe($4,$3,0.0)) w yerrorbar ls 4 title '',\
'MADatNLO.HwU' index 3 using (($1+$2)/2):(safe($5,$3,1.0)-1.0) ls 4 title '',\
'MADatNLO.HwU' index 2 using (($1+$2)/2):(0.0):(safe($4,$3,0.0)) w yerrorbar ls 3 title '',\
'MADatNLO.HwU' index 2 using (($1+$2)/2):(safe($5,$3,1.0)-1.0) ls 3 title '',\
'MADatNLO.HwU' index 1 using (($1+$2)/2):(0.0):(safe($4,$3,0.0)) w yerrorbar ls 2 title '',\
'MADatNLO.HwU' index 1 using (($1+$2)/2):(safe($5,$3,1.0)-1.0) ls 2 title '',\
'MADatNLO.HwU' index 0 using (($1+$2)/2):(0.0):(safe($4,$3,0.0)) w yerrorbar ls 1 title '',\
'MADatNLO.HwU' index 0 using (($1+$2)/2):(safe($5,$3,1.0)-1.0) ls 1 title ''
#-- rendering subhistograms '(LO|#1LOAA|#1TOT|#1)/(NLO|#1 central value) ratio'
unset label
unset format
set yrange [-2.4215e+01:3.9541e+00]
set origin 0.0000e+00, 2.0000e-01
set size 1.0000e+00, 1.5000e-01
set mytics 2
set ytics auto
set format x
unset logscale y
set ylabel "ratio w.r.t. NLO|#1"
set label "(LO|#1LOAA|#1TOT|#1)/(NLO|#1 central value)" font ",9" at graph 0.03, graph 0.13
plot \
1.0 ls 999 title '',\
'MADatNLO.HwU' index 6 using (($1+$2)/2):7 ls 14 title '',\
'MADatNLO.HwU' index 6 using (($1+$2)/2):6 ls 14 title '',\
'MADatNLO.HwU' index 5 using (($1+$2)/2):7 ls 13 title '',\
'MADatNLO.HwU' index 5 using (($1+$2)/2):6 ls 13 title '',\
'MADatNLO.HwU' index 4 using (($1+$2)/2):7 ls 12 title '',\
'MADatNLO.HwU' index 4 using (($1+$2)/2):6 ls 12 title '',\
'MADatNLO.HwU' index 6 using (($1+$2)/2):5 ls 4 title '',\
'MADatNLO.HwU' index 6 using (($1+$2)/2):3:4 w yerrorbar ls 4 title '',\
'MADatNLO.HwU' index 6 using (($1+$2)/2):3 ls 4 title '',\
'MADatNLO.HwU' index 5 using (($1+$2)/2):5 ls 3 title '',\
'MADatNLO.HwU' index 5 using (($1+$2)/2):3:4 w yerrorbar ls 3 title '',\
'MADatNLO.HwU' index 5 using (($1+$2)/2):3 ls 3 title '',\
'MADatNLO.HwU' index 4 using (($1+$2)/2):5 ls 2 title '',\
'MADatNLO.HwU' index 4 using (($1+$2)/2):3:4 w yerrorbar ls 2 title '',\
'MADatNLO.HwU' index 4 using (($1+$2)/2):3 ls 2 title ''

unset label

################################################################################

################################################################################
### Rendering of the plot titled 'total rate real'
################################################################################

set multiplot
set label "total rate real" font ",13" at graph 0.04, graph 1.05
set xrange [5.0000e-01:5.5000e+00]
set bmargin 0 
set tmargin 0
set xtics nomirror
set ytics nomirror
set mytics 10
set xtics auto
set key horizontal noreverse maxcols 1 width -4 
set label front 'MadGraph5\_aMC\@NLO' font "Courier,11" rotate by 90 at graph 1.02, graph 0.04

#-- rendering subhistograms 'NLO|#1 and LO|#1 results'

set format y '10^{%T}'
set yrange [9.0000e-01:1.1000e+02]
set origin 0.0000e+00, 5.0000e-01
set size 1.0000e+00, 4.0000e-01
set mytics 10
set ytics auto
set format x ''
set logscale y
set ylabel "{/Symbol s} per bin [pb]"

plot \
sqrt(-1) ls 14 title 'TOT|#1, scale variation',\
sqrt(-1) ls 13 title 'LOAA|#1, scale variation',\
sqrt(-1) ls 12 title 'LO|#1, scale variation',\
sqrt(-1) ls 11 title 'NLO|#1, scale variation',\
'MADatNLO.HwU' index 10 using (($1+$2)/2):($3 >= 0 ? sqrt(-1) : abs($3)):4 w yerrorbar ls 104 title '',\
'MADatNLO.HwU' index 10 using (($1+$2)/2):($3 >= 0 ? sqrt(-1) : abs($3)) ls 104 title '',\
'MADatNLO.HwU' index 10 using (($1+$2)/2):($3 < 0 ? sqrt(-1) : $3):4 w yerrorbar ls 4 title '',\
'MADatNLO.HwU' index 10 using (($1+$2)/2):($3 < 0 ? sqrt(-1) : $3) ls 4 title 'TOT|#1, central value, dynamical\_scale\_choice=10',\
'MADatNLO.HwU' index 9 using (($1+$2)/2):($3 >= 0 ? sqrt(-1) : abs($3)):4 w yerrorbar ls 103 title '',\
'MADatNLO.HwU' index 9 using (($1+$2)/2):($3 >= 0 ? sqrt(-1) : abs($3)) ls 103 title '',\
'MADatNLO.HwU' index 9 using (($1+$2)/2):($3 < 0 ? sqrt(-1) : $3):4 w yerrorbar ls 3 title '',\
'MADatNLO.HwU' index 9 using (($1+$2)/2):($3 < 0 ? sqrt(-1) : $3) ls 3 title 'LOAA|#1, central value, dynamical\_scale\_choice=10',\
'MADatNLO.HwU' index 8 using (($1+$2)/2):($3 >= 0 ? sqrt(-1) : abs($3)):4 w yerrorbar ls 102 title '',\
'MADatNLO.HwU' index 8 using (($1+$2)/2):($3 >= 0 ? sqrt(-1) : abs($3)) ls 102 title '',\
'MADatNLO.HwU' index 8 using (($1+$2)/2):($3 < 0 ? sqrt(-1) : $3):4 w yerrorbar ls 2 title '',\
'MADatNLO.HwU' index 8 using (($1+$2)/2):($3 < 0 ? sqrt(-1) : $3) ls 2 title 'LO|#1, central value, dynamical\_scale\_choice=10',\
'MADatNLO.HwU' index 7 using (($1+$2)/2):($3 >= 0 ? sqrt(-1) : abs($3)):4 w yerrorbar ls 101 title '',\
'MADatNLO.HwU' index 7 using (($1+$2)/2):($3 >= 0 ? sqrt(-1) : abs($3)) ls 101 title '',\
'MADatNLO.HwU' index 7 using (($1+$2)/2):($3 < 0 ? sqrt(-1) : $3):4 w yerrorbar ls 1 title '',\
'MADatNLO.HwU' index 7 using (($1+$2)/2):($3 < 0 ? sqrt(-1) : $3) ls 1 title 'NLO|#1, central value, dynamical\_scale\_choice=10'
#-- rendering subhistograms 'Relative scale and PDF uncertainty'
unset label
unset format
set yrange [-1.4800e+00:1.4000e+00]
set origin 0.0000e+00, 3.5000e-01
set size 1.0000e+00, 1.5000e-01
set mytics 2
set ytics auto
set format x ''
unset logscale y
set ylabel "NLO|#1 rel.unc."
set label "Relative uncertainties w.r.t. central values" font ",9" front at graph 0.03, graph 0.13
plot \
'MADatNLO.HwU' index 10 using (($1+$2)/2):(safe($7,$3,1.0)-1.0) ls 14 title '',\
'MADatNLO.HwU' index 10 using (($1+$2)/2):(safe($6,$3,1.0)-1.0) ls 14 title '',\
'MADatNLO.HwU' index 9 using (($1+$2)/2):(safe($7,$3,1.0)-1.0) ls 13 title '',\
'MADatNLO.HwU' index 9 using (($1+$2)/2):(safe($6,$3,1.0)-1.0) ls 13 title '',\
'MADatNLO.HwU' index 8 using (($1+$2)/2):(safe($7,$3,1.0)-1.0) ls 12 title '',\
'MADatNLO.HwU' index 8 using (($1+$2)/2):(safe($6,$3,1.0)-1.0) ls 12 title '',\
'MADatNLO.HwU' index 7 using (($1+$2)/2):(safe($7,$3,1.0)-1.0) ls 11 title '',\
'MADatNLO.HwU' index 7 using (($1+$2)/2):(safe($6,$3,1.0)-1.0) ls 11 title '',\
0.0 ls 999 title '',\
'MADatNLO.HwU' index 10 using (($1+$2)/2):(0.0):(safe($4,$3,0.0)) w yerrorbar ls 4 title '',\
'MADatNLO.HwU' index 10 using (($1+$2)/2):(safe($5,$3,1.0)-1.0) ls 4 title '',\
'MADatNLO.HwU' index 9 using (($1+$2)/2):(0.0):(safe($4,$3,0.0)) w yerrorbar ls 3 title '',\
'MADatNLO.HwU' index 9 using (($1+$2)/2):(safe($5,$3,1.0)-1.0) ls 3 title '',\
'MADatNLO.HwU' index 8 using (($1+$2)/2):(0.0):(safe($4,$3,0.0)) w yerrorbar ls 2 title '',\
'MADatNLO.HwU' index 8 using (($1+$2)/2):(safe($5,$3,1.0)-1.0) ls 2 title '',\
'MADatNLO.HwU' index 7 using (($1+$2)/2):(0.0):(safe($4,$3,0.0)) w yerrorbar ls 1 title '',\
'MADatNLO.HwU' index 7 using (($1+$2)/2):(safe($5,$3,1.0)-1.0) ls 1 title ''
#-- rendering subhistograms '(LO|#1LOAA|#1TOT|#1)/(NLO|#1 central value) ratio'
unset label
unset format
set yrange [-2.4000e-01:1.2000e+00]
set origin 0.0000e+00, 2.0000e-01
set size 1.0000e+00, 1.5000e-01
set mytics 2
set ytics auto
set format x
unset logscale y
set ylabel "ratio w.r.t. NLO|#1"
set label "(LO|#1LOAA|#1TOT|#1)/(NLO|#1 central value)" font ",9" at graph 0.03, graph 0.13
plot \
1.0 ls 999 title '',\
'MADatNLO.HwU' index 13 using (($1+$2)/2):7 ls 14 title '',\
'MADatNLO.HwU' index 13 using (($1+$2)/2):6 ls 14 title '',\
'MADatNLO.HwU' index 12 using (($1+$2)/2):7 ls 13 title '',\
'MADatNLO.HwU' index 12 using (($1+$2)/2):6 ls 13 title '',\
'MADatNLO.HwU' index 11 using (($1+$2)/2):7 ls 12 title '',\
'MADatNLO.HwU' index 11 using (($1+$2)/2):6 ls 12 title '',\
'MADatNLO.HwU' index 13 using (($1+$2)/2):5 ls 4 title '',\
'MADatNLO.HwU' index 13 using (($1+$2)/2):3:4 w yerrorbar ls 4 title '',\
'MADatNLO.HwU' index 13 using (($1+$2)/2):3 ls 4 title '',\
'MADatNLO.HwU' index 12 using (($1+$2)/2):5 ls 3 title '',\
'MADatNLO.HwU' index 12 using (($1+$2)/2):3:4 w yerrorbar ls 3 title '',\
'MADatNLO.HwU' index 12 using (($1+$2)/2):3 ls 3 title '',\
'MADatNLO.HwU' index 11 using (($1+$2)/2):5 ls 2 title '',\
'MADatNLO.HwU' index 11 using (($1+$2)/2):3:4 w yerrorbar ls 2 title '',\
'MADatNLO.HwU' index 11 using (($1+$2)/2):3 ls 2 title ''

unset label

################################################################################

################################################################################
### Rendering of the plot titled 'mtt'
################################################################################

set multiplot
set label "mtt" font ",13" at graph 0.04, graph 1.05
set xrange [1.6000e+02:1.0000e+03]
set bmargin 0 
set tmargin 0
set xtics nomirror
set ytics nomirror
set mytics 10
set xtics auto
set key horizontal noreverse maxcols 1 width -4 
set label front 'MadGraph5\_aMC\@NLO' font "Courier,11" rotate by 90 at graph 1.02, graph 0.04

#-- rendering subhistograms 'NLO|#1 and LO|#1 results'

set format y '10^{%T}'
set yrange [3.6713e-05:9.3394e-01]
set origin 0.0000e+00, 5.0000e-01
set size 1.0000e+00, 4.0000e-01
set mytics 10
set ytics auto
set format x ''
set logscale y
set ylabel "{/Symbol s} per bin [pb]"

plot \
sqrt(-1) ls 14 title 'TOT|#1, scale variation',\
sqrt(-1) ls 13 title 'LOAA|#1, scale variation',\
sqrt(-1) ls 12 title 'LO|#1, scale variation',\
sqrt(-1) ls 11 title 'NLO|#1, scale variation',\
'MADatNLO.HwU' index 17 using (($1+$2)/2):($3 >= 0 ? sqrt(-1) : abs($3)):4 w yerrorbar ls 104 title '',\
'MADatNLO.HwU' index 17 using (($1+$2)/2):($3 >= 0 ? sqrt(-1) : abs($3)) ls 104 title '',\
'MADatNLO.HwU' index 17 using (($1+$2)/2):($3 < 0 ? sqrt(-1) : $3):4 w yerrorbar ls 4 title '',\
'MADatNLO.HwU' index 17 using (($1+$2)/2):($3 < 0 ? sqrt(-1) : $3) ls 4 title 'TOT|#1, central value, dynamical\_scale\_choice=10',\
'MADatNLO.HwU' index 16 using (($1+$2)/2):($3 >= 0 ? sqrt(-1) : abs($3)):4 w yerrorbar ls 103 title '',\
'MADatNLO.HwU' index 16 using (($1+$2)/2):($3 >= 0 ? sqrt(-1) : abs($3)) ls 103 title '',\
'MADatNLO.HwU' index 16 using (($1+$2)/2):($3 < 0 ? sqrt(-1) : $3):4 w yerrorbar ls 3 title '',\
'MADatNLO.HwU' index 16 using (($1+$2)/2):($3 < 0 ? sqrt(-1) : $3) ls 3 title 'LOAA|#1, central value, dynamical\_scale\_choice=10',\
'MADatNLO.HwU' index 15 using (($1+$2)/2):($3 >= 0 ? sqrt(-1) : abs($3)):4 w yerrorbar ls 102 title '',\
'MADatNLO.HwU' index 15 using (($1+$2)/2):($3 >= 0 ? sqrt(-1) : abs($3)) ls 102 title '',\
'MADatNLO.HwU' index 15 using (($1+$2)/2):($3 < 0 ? sqrt(-1) : $3):4 w yerrorbar ls 2 title '',\
'MADatNLO.HwU' index 15 using (($1+$2)/2):($3 < 0 ? sqrt(-1) : $3) ls 2 title 'LO|#1, central value, dynamical\_scale\_choice=10',\
'MADatNLO.HwU' index 14 using (($1+$2)/2):($3 >= 0 ? sqrt(-1) : abs($3)):4 w yerrorbar ls 101 title '',\
'MADatNLO.HwU' index 14 using (($1+$2)/2):($3 >= 0 ? sqrt(-1) : abs($3)) ls 101 title '',\
'MADatNLO.HwU' index 14 using (($1+$2)/2):($3 < 0 ? sqrt(-1) : $3):4 w yerrorbar ls 1 title '',\
'MADatNLO.HwU' index 14 using (($1+$2)/2):($3 < 0 ? sqrt(-1) : $3) ls 1 title 'NLO|#1, central value, dynamical\_scale\_choice=10'
#-- rendering subhistograms 'Relative scale and PDF uncertainty'
unset label
unset format
set yrange [-2.3016e-01:2.2969e-01]
set origin 0.0000e+00, 3.5000e-01
set size 1.0000e+00, 1.5000e-01
set mytics 2
set ytics auto
set format x ''
unset logscale y
set ylabel "NLO|#1 rel.unc."
set label "Relative uncertainties w.r.t. central values" font ",9" front at graph 0.03, graph 0.13
plot \
'MADatNLO.HwU' index 17 using (($1+$2)/2):(safe($7,$3,1.0)-1.0) ls 14 title '',\
'MADatNLO.HwU' index 17 using (($1+$2)/2):(safe($6,$3,1.0)-1.0) ls 14 title '',\
'MADatNLO.HwU' index 16 using (($1+$2)/2):(safe($7,$3,1.0)-1.0) ls 13 title '',\
'MADatNLO.HwU' index 16 using (($1+$2)/2):(safe($6,$3,1.0)-1.0) ls 13 title '',\
'MADatNLO.HwU' index 15 using (($1+$2)/2):(safe($7,$3,1.0)-1.0) ls 12 title '',\
'MADatNLO.HwU' index 15 using (($1+$2)/2):(safe($6,$3,1.0)-1.0) ls 12 title '',\
'MADatNLO.HwU' index 14 using (($1+$2)/2):(safe($7,$3,1.0)-1.0) ls 11 title '',\
'MADatNLO.HwU' index 14 using (($1+$2)/2):(safe($6,$3,1.0)-1.0) ls 11 title '',\
0.0 ls 999 title '',\
'MADatNLO.HwU' index 17 using (($1+$2)/2):(0.0):(safe($4,$3,0.0)) w yerrorbar ls 4 title '',\
'MADatNLO.HwU' index 17 using (($1+$2)/2):(safe($5,$3,1.0)-1.0) ls 4 title '',\
'MADatNLO.HwU' index 16 using (($1+$2)/2):(0.0):(safe($4,$3,0.0)) w yerrorbar ls 3 title '',\
'MADatNLO.HwU' index 16 using (($1+$2)/2):(safe($5,$3,1.0)-1.0) ls 3 title '',\
'MADatNLO.HwU' index 15 using (($1+$2)/2):(0.0):(safe($4,$3,0.0)) w yerrorbar ls 2 title '',\
'MADatNLO.HwU' index 15 using (($1+$2)/2):(safe($5,$3,1.0)-1.0) ls 2 title '',\
'MADatNLO.HwU' index 14 using (($1+$2)/2):(0.0):(safe($4,$3,0.0)) w yerrorbar ls 1 title '',\
'MADatNLO.HwU' index 14 using (($1+$2)/2):(safe($5,$3,1.0)-1.0) ls 1 title ''
#-- rendering subhistograms '(LO|#1LOAA|#1TOT|#1)/(NLO|#1 central value) ratio'
unset label
unset format
set yrange [-9.5881e+00:1.8110e+00]
set origin 0.0000e+00, 2.0000e-01
set size 1.0000e+00, 1.5000e-01
set mytics 2
set ytics auto
set format x
unset logscale y
set ylabel "ratio w.r.t. NLO|#1"
set label "(LO|#1LOAA|#1TOT|#1)/(NLO|#1 central value)" font ",9" at graph 0.03, graph 0.13
plot \
1.0 ls 999 title '',\
'MADatNLO.HwU' index 20 using (($1+$2)/2):7 ls 14 title '',\
'MADatNLO.HwU' index 20 using (($1+$2)/2):6 ls 14 title '',\
'MADatNLO.HwU' index 19 using (($1+$2)/2):7 ls 13 title '',\
'MADatNLO.HwU' index 19 using (($1+$2)/2):6 ls 13 title '',\
'MADatNLO.HwU' index 18 using (($1+$2)/2):7 ls 12 title '',\
'MADatNLO.HwU' index 18 using (($1+$2)/2):6 ls 12 title '',\
'MADatNLO.HwU' index 20 using (($1+$2)/2):5 ls 4 title '',\
'MADatNLO.HwU' index 20 using (($1+$2)/2):3:4 w yerrorbar ls 4 title '',\
'MADatNLO.HwU' index 20 using (($1+$2)/2):3 ls 4 title '',\
'MADatNLO.HwU' index 19 using (($1+$2)/2):5 ls 3 title '',\
'MADatNLO.HwU' index 19 using (($1+$2)/2):3:4 w yerrorbar ls 3 title '',\
'MADatNLO.HwU' index 19 using (($1+$2)/2):3 ls 3 title '',\
'MADatNLO.HwU' index 18 using (($1+$2)/2):5 ls 2 title '',\
'MADatNLO.HwU' index 18 using (($1+$2)/2):3:4 w yerrorbar ls 2 title '',\
'MADatNLO.HwU' index 18 using (($1+$2)/2):3 ls 2 title ''

unset label

################################################################################

################################################################################
### Rendering of the plot titled 'thetatt'
################################################################################

set multiplot
set label "thetatt" font ",13" at graph 0.04, graph 1.05
set xrange [0.0000e+00:3.1416e+00]
set bmargin 0 
set tmargin 0
set xtics nomirror
set ytics nomirror
set mytics 10
set xtics auto
set key horizontal noreverse maxcols 1 width -4 
set label front 'MadGraph5\_aMC\@NLO' font "Courier,11" rotate by 90 at graph 1.02, graph 0.04

#-- rendering subhistograms 'NLO|#1 and LO|#1 results'

set format y '10^{%T}'
set yrange [2.3035e-03:1.1926e+00]
set origin 0.0000e+00, 5.0000e-01
set size 1.0000e+00, 4.0000e-01
set mytics 10
set ytics auto
set format x ''
set logscale y
set ylabel "{/Symbol s} per bin [pb]"

plot \
sqrt(-1) ls 14 title 'TOT|#1, scale variation',\
sqrt(-1) ls 13 title 'LOAA|#1, scale variation',\
sqrt(-1) ls 12 title 'LO|#1, scale variation',\
sqrt(-1) ls 11 title 'NLO|#1, scale variation',\
'MADatNLO.HwU' index 24 using (($1+$2)/2):($3 >= 0 ? sqrt(-1) : abs($3)):4 w yerrorbar ls 104 title '',\
'MADatNLO.HwU' index 24 using (($1+$2)/2):($3 >= 0 ? sqrt(-1) : abs($3)) ls 104 title '',\
'MADatNLO.HwU' index 24 using (($1+$2)/2):($3 < 0 ? sqrt(-1) : $3):4 w yerrorbar ls 4 title '',\
'MADatNLO.HwU' index 24 using (($1+$2)/2):($3 < 0 ? sqrt(-1) : $3) ls 4 title 'TOT|#1, central value, dynamical\_scale\_choice=10',\
'MADatNLO.HwU' index 23 using (($1+$2)/2):($3 >= 0 ? sqrt(-1) : abs($3)):4 w yerrorbar ls 103 title '',\
'MADatNLO.HwU' index 23 using (($1+$2)/2):($3 >= 0 ? sqrt(-1) : abs($3)) ls 103 title '',\
'MADatNLO.HwU' index 23 using (($1+$2)/2):($3 < 0 ? sqrt(-1) : $3):4 w yerrorbar ls 3 title '',\
'MADatNLO.HwU' index 23 using (($1+$2)/2):($3 < 0 ? sqrt(-1) : $3) ls 3 title 'LOAA|#1, central value, dynamical\_scale\_choice=10',\
'MADatNLO.HwU' index 22 using (($1+$2)/2):($3 >= 0 ? sqrt(-1) : abs($3)):4 w yerrorbar ls 102 title '',\
'MADatNLO.HwU' index 22 using (($1+$2)/2):($3 >= 0 ? sqrt(-1) : abs($3)) ls 102 title '',\
'MADatNLO.HwU' index 22 using (($1+$2)/2):($3 < 0 ? sqrt(-1) : $3):4 w yerrorbar ls 2 title '',\
'MADatNLO.HwU' index 22 using (($1+$2)/2):($3 < 0 ? sqrt(-1) : $3) ls 2 title 'LO|#1, central value, dynamical\_scale\_choice=10',\
'MADatNLO.HwU' index 21 using (($1+$2)/2):($3 >= 0 ? sqrt(-1) : abs($3)):4 w yerrorbar ls 101 title '',\
'MADatNLO.HwU' index 21 using (($1+$2)/2):($3 >= 0 ? sqrt(-1) : abs($3)) ls 101 title '',\
'MADatNLO.HwU' index 21 using (($1+$2)/2):($3 < 0 ? sqrt(-1) : $3):4 w yerrorbar ls 1 title '',\
'MADatNLO.HwU' index 21 using (($1+$2)/2):($3 < 0 ? sqrt(-1) : $3) ls 1 title 'NLO|#1, central value, dynamical\_scale\_choice=10'
#-- rendering subhistograms 'Relative scale and PDF uncertainty'
unset label
unset format
set yrange [-1.7835e-01:1.7320e-01]
set origin 0.0000e+00, 3.5000e-01
set size 1.0000e+00, 1.5000e-01
set mytics 2
set ytics auto
set format x ''
unset logscale y
set ylabel "NLO|#1 rel.unc."
set label "Relative uncertainties w.r.t. central values" font ",9" front at graph 0.03, graph 0.13
plot \
'MADatNLO.HwU' index 24 using (($1+$2)/2):(safe($7,$3,1.0)-1.0) ls 14 title '',\
'MADatNLO.HwU' index 24 using (($1+$2)/2):(safe($6,$3,1.0)-1.0) ls 14 title '',\
'MADatNLO.HwU' index 23 using (($1+$2)/2):(safe($7,$3,1.0)-1.0) ls 13 title '',\
'MADatNLO.HwU' index 23 using (($1+$2)/2):(safe($6,$3,1.0)-1.0) ls 13 title '',\
'MADatNLO.HwU' index 22 using (($1+$2)/2):(safe($7,$3,1.0)-1.0) ls 12 title '',\
'MADatNLO.HwU' index 22 using (($1+$2)/2):(safe($6,$3,1.0)-1.0) ls 12 title '',\
'MADatNLO.HwU' index 21 using (($1+$2)/2):(safe($7,$3,1.0)-1.0) ls 11 title '',\
'MADatNLO.HwU' index 21 using (($1+$2)/2):(safe($6,$3,1.0)-1.0) ls 11 title '',\
0.0 ls 999 title '',\
'MADatNLO.HwU' index 24 using (($1+$2)/2):(0.0):(safe($4,$3,0.0)) w yerrorbar ls 4 title '',\
'MADatNLO.HwU' index 24 using (($1+$2)/2):(safe($5,$3,1.0)-1.0) ls 4 title '',\
'MADatNLO.HwU' index 23 using (($1+$2)/2):(0.0):(safe($4,$3,0.0)) w yerrorbar ls 3 title '',\
'MADatNLO.HwU' index 23 using (($1+$2)/2):(safe($5,$3,1.0)-1.0) ls 3 title '',\
'MADatNLO.HwU' index 22 using (($1+$2)/2):(0.0):(safe($4,$3,0.0)) w yerrorbar ls 2 title '',\
'MADatNLO.HwU' index 22 using (($1+$2)/2):(safe($5,$3,1.0)-1.0) ls 2 title '',\
'MADatNLO.HwU' index 21 using (($1+$2)/2):(0.0):(safe($4,$3,0.0)) w yerrorbar ls 1 title '',\
'MADatNLO.HwU' index 21 using (($1+$2)/2):(safe($5,$3,1.0)-1.0) ls 1 title ''
#-- rendering subhistograms '(LO|#1LOAA|#1TOT|#1)/(NLO|#1 central value) ratio'
unset label
unset format
set yrange [-1.4835e+00:1.4310e+00]
set origin 0.0000e+00, 2.0000e-01
set size 1.0000e+00, 1.5000e-01
set mytics 2
set ytics auto
set format x
unset logscale y
set ylabel "ratio w.r.t. NLO|#1"
set label "(LO|#1LOAA|#1TOT|#1)/(NLO|#1 central value)" font ",9" at graph 0.03, graph 0.13
plot \
1.0 ls 999 title '',\
'MADatNLO.HwU' index 27 using (($1+$2)/2):7 ls 14 title '',\
'MADatNLO.HwU' index 27 using (($1+$2)/2):6 ls 14 title '',\
'MADatNLO.HwU' index 26 using (($1+$2)/2):7 ls 13 title '',\
'MADatNLO.HwU' index 26 using (($1+$2)/2):6 ls 13 title '',\
'MADatNLO.HwU' index 25 using (($1+$2)/2):7 ls 12 title '',\
'MADatNLO.HwU' index 25 using (($1+$2)/2):6 ls 12 title '',\
'MADatNLO.HwU' index 27 using (($1+$2)/2):5 ls 4 title '',\
'MADatNLO.HwU' index 27 using (($1+$2)/2):3:4 w yerrorbar ls 4 title '',\
'MADatNLO.HwU' index 27 using (($1+$2)/2):3 ls 4 title '',\
'MADatNLO.HwU' index 26 using (($1+$2)/2):5 ls 3 title '',\
'MADatNLO.HwU' index 26 using (($1+$2)/2):3:4 w yerrorbar ls 3 title '',\
'MADatNLO.HwU' index 26 using (($1+$2)/2):3 ls 3 title '',\
'MADatNLO.HwU' index 25 using (($1+$2)/2):5 ls 2 title '',\
'MADatNLO.HwU' index 25 using (($1+$2)/2):3:4 w yerrorbar ls 2 title '',\
'MADatNLO.HwU' index 25 using (($1+$2)/2):3 ls 2 title ''

unset label

################################################################################

################################################################################
### Rendering of the plot titled 'pttt'
################################################################################

set multiplot
set label "pttt" font ",13" at graph 0.04, graph 1.05
set xrange [0.0000e+00:5.0000e+02]
set bmargin 0 
set tmargin 0
set xtics nomirror
set ytics nomirror
set mytics 10
set xtics auto
set key horizontal noreverse maxcols 1 width -4 
set label front 'MadGraph5\_aMC\@NLO' font "Courier,11" rotate by 90 at graph 1.02, graph 0.04

#-- rendering subhistograms 'NLO|#1 and LO|#1 results'

set format y '10^{%T}'
set yrange [4.0848e-05:1.1247e+00]
set origin 0.0000e+00, 5.0000e-01
set size 1.0000e+00, 4.0000e-01
set mytics 10
set ytics auto
set format x ''
set logscale y
set ylabel "{/Symbol s} per bin [pb]"

plot \
sqrt(-1) ls 14 title 'TOT|#1, scale variation',\
sqrt(-1) ls 13 title 'LOAA|#1, scale variation',\
sqrt(-1) ls 12 title 'LO|#1, scale variation',\
sqrt(-1) ls 11 title 'NLO|#1, scale variation',\
'MADatNLO.HwU' index 31 using (($1+$2)/2):($3 >= 0 ? sqrt(-1) : abs($3)):4 w yerrorbar ls 104 title '',\
'MADatNLO.HwU' index 31 using (($1+$2)/2):($3 >= 0 ? sqrt(-1) : abs($3)) ls 104 title '',\
'MADatNLO.HwU' index 31 using (($1+$2)/2):($3 < 0 ? sqrt(-1) : $3):4 w yerrorbar ls 4 title '',\
'MADatNLO.HwU' index 31 using (($1+$2)/2):($3 < 0 ? sqrt(-1) : $3) ls 4 title 'TOT|#1, central value, dynamical\_scale\_choice=10',\
'MADatNLO.HwU' index 30 using (($1+$2)/2):($3 >= 0 ? sqrt(-1) : abs($3)):4 w yerrorbar ls 103 title '',\
'MADatNLO.HwU' index 30 using (($1+$2)/2):($3 >= 0 ? sqrt(-1) : abs($3)) ls 103 title '',\
'MADatNLO.HwU' index 30 using (($1+$2)/2):($3 < 0 ? sqrt(-1) : $3):4 w yerrorbar ls 3 title '',\
'MADatNLO.HwU' index 30 using (($1+$2)/2):($3 < 0 ? sqrt(-1) : $3) ls 3 title 'LOAA|#1, central value, dynamical\_scale\_choice=10',\
'MADatNLO.HwU' index 29 using (($1+$2)/2):($3 >= 0 ? sqrt(-1) : abs($3)):4 w yerrorbar ls 102 title '',\
'MADatNLO.HwU' index 29 using (($1+$2)/2):($3 >= 0 ? sqrt(-1) : abs($3)) ls 102 title '',\
'MADatNLO.HwU' index 29 using (($1+$2)/2):($3 < 0 ? sqrt(-1) : $3):4 w yerrorbar ls 2 title '',\
'MADatNLO.HwU' index 29 using (($1+$2)/2):($3 < 0 ? sqrt(-1) : $3) ls 2 title 'LO|#1, central value, dynamical\_scale\_choice=10',\
'MADatNLO.HwU' index 28 using (($1+$2)/2):($3 >= 0 ? sqrt(-1) : abs($3)):4 w yerrorbar ls 101 title '',\
'MADatNLO.HwU' index 28 using (($1+$2)/2):($3 >= 0 ? sqrt(-1) : abs($3)) ls 101 title '',\
'MADatNLO.HwU' index 28 using (($1+$2)/2):($3 < 0 ? sqrt(-1) : $3):4 w yerrorbar ls 1 title '',\
'MADatNLO.HwU' index 28 using (($1+$2)/2):($3 < 0 ? sqrt(-1) : $3) ls 1 title 'NLO|#1, central value, dynamical\_scale\_choice=10'
#-- rendering subhistograms 'Relative scale and PDF uncertainty'
unset label
unset format
set yrange [-8.0397e-03:8.5813e-03]
set origin 0.0000e+00, 3.5000e-01
set size 1.0000e+00, 1.5000e-01
set mytics 2
set ytics auto
set format x ''
unset logscale y
set ylabel "NLO|#1 rel.unc."
set label "Relative uncertainties w.r.t. central values" font ",9" front at graph 0.03, graph 0.13
plot \
'MADatNLO.HwU' index 31 using (($1+$2)/2):(safe($7,$3,1.0)-1.0) ls 14 title '',\
'MADatNLO.HwU' index 31 using (($1+$2)/2):(safe($6,$3,1.0)-1.0) ls 14 title '',\
'MADatNLO.HwU' index 30 using (($1+$2)/2):(safe($7,$3,1.0)-1.0) ls 13 title '',\
'MADatNLO.HwU' index 30 using (($1+$2)/2):(safe($6,$3,1.0)-1.0) ls 13 title '',\
'MADatNLO.HwU' index 29 using (($1+$2)/2):(safe($7,$3,1.0)-1.0) ls 12 title '',\
'MADatNLO.HwU' index 29 using (($1+$2)/2):(safe($6,$3,1.0)-1.0) ls 12 title '',\
'MADatNLO.HwU' index 28 using (($1+$2)/2):(safe($7,$3,1.0)-1.0) ls 11 title '',\
'MADatNLO.HwU' index 28 using (($1+$2)/2):(safe($6,$3,1.0)-1.0) ls 11 title '',\
0.0 ls 999 title '',\
'MADatNLO.HwU' index 31 using (($1+$2)/2):(0.0):(safe($4,$3,0.0)) w yerrorbar ls 4 title '',\
'MADatNLO.HwU' index 31 using (($1+$2)/2):(safe($5,$3,1.0)-1.0) ls 4 title '',\
'MADatNLO.HwU' index 30 using (($1+$2)/2):(0.0):(safe($4,$3,0.0)) w yerrorbar ls 3 title '',\
'MADatNLO.HwU' index 30 using (($1+$2)/2):(safe($5,$3,1.0)-1.0) ls 3 title '',\
'MADatNLO.HwU' index 29 using (($1+$2)/2):(0.0):(safe($4,$3,0.0)) w yerrorbar ls 2 title '',\
'MADatNLO.HwU' index 29 using (($1+$2)/2):(safe($5,$3,1.0)-1.0) ls 2 title '',\
'MADatNLO.HwU' index 28 using (($1+$2)/2):(0.0):(safe($4,$3,0.0)) w yerrorbar ls 1 title '',\
'MADatNLO.HwU' index 28 using (($1+$2)/2):(safe($5,$3,1.0)-1.0) ls 1 title ''
#-- rendering subhistograms '(LO|#1LOAA|#1TOT|#1)/(NLO|#1 central value) ratio'
unset label
unset format
set yrange [-1.2988e-01:2.0688e+00]
set origin 0.0000e+00, 2.0000e-01
set size 1.0000e+00, 1.5000e-01
set mytics 2
set ytics auto
set format x
unset logscale y
set ylabel "ratio w.r.t. NLO|#1"
set label "(LO|#1LOAA|#1TOT|#1)/(NLO|#1 central value)" font ",9" at graph 0.03, graph 0.13
plot \
1.0 ls 999 title '',\
'MADatNLO.HwU' index 34 using (($1+$2)/2):7 ls 14 title '',\
'MADatNLO.HwU' index 34 using (($1+$2)/2):6 ls 14 title '',\
'MADatNLO.HwU' index 33 using (($1+$2)/2):7 ls 13 title '',\
'MADatNLO.HwU' index 33 using (($1+$2)/2):6 ls 13 title '',\
'MADatNLO.HwU' index 32 using (($1+$2)/2):7 ls 12 title '',\
'MADatNLO.HwU' index 32 using (($1+$2)/2):6 ls 12 title '',\
'MADatNLO.HwU' index 34 using (($1+$2)/2):5 ls 4 title '',\
'MADatNLO.HwU' index 34 using (($1+$2)/2):3:4 w yerrorbar ls 4 title '',\
'MADatNLO.HwU' index 34 using (($1+$2)/2):3 ls 4 title '',\
'MADatNLO.HwU' index 33 using (($1+$2)/2):5 ls 3 title '',\
'MADatNLO.HwU' index 33 using (($1+$2)/2):3:4 w yerrorbar ls 3 title '',\
'MADatNLO.HwU' index 33 using (($1+$2)/2):3 ls 3 title '',\
'MADatNLO.HwU' index 32 using (($1+$2)/2):5 ls 2 title '',\
'MADatNLO.HwU' index 32 using (($1+$2)/2):3:4 w yerrorbar ls 2 title '',\
'MADatNLO.HwU' index 32 using (($1+$2)/2):3 ls 2 title ''

unset label

################################################################################

################################################################################
### Rendering of the plot titled 'ptmup'
################################################################################

set multiplot
set label "ptmup" font ",13" at graph 0.04, graph 1.05
set xrange [0.0000e+00:5.0000e+02]
set bmargin 0 
set tmargin 0
set xtics nomirror
set ytics nomirror
set mytics 10
set xtics auto
set key horizontal noreverse maxcols 1 width -4 
set label front 'MadGraph5\_aMC\@NLO' font "Courier,11" rotate by 90 at graph 1.02, graph 0.04

#-- rendering subhistograms 'NLO|#1 and LO|#1 results'

set format y '10^{%T}'
set yrange [6.4888e-09:2.0598e-01]
set origin 0.0000e+00, 5.0000e-01
set size 1.0000e+00, 4.0000e-01
set mytics 10
set ytics auto
set format x ''
set logscale y
set ylabel "{/Symbol s} per bin [pb]"

plot \
sqrt(-1) ls 14 title 'TOT|#1, scale variation',\
sqrt(-1) ls 13 title 'LOAA|#1, scale variation',\
sqrt(-1) ls 12 title 'LO|#1, scale variation',\
sqrt(-1) ls 11 title 'NLO|#1, scale variation',\
'MADatNLO.HwU' index 38 using (($1+$2)/2):($3 >= 0 ? sqrt(-1) : abs($3)):4 w yerrorbar ls 104 title '',\
'MADatNLO.HwU' index 38 using (($1+$2)/2):($3 >= 0 ? sqrt(-1) : abs($3)) ls 104 title '',\
'MADatNLO.HwU' index 38 using (($1+$2)/2):($3 < 0 ? sqrt(-1) : $3):4 w yerrorbar ls 4 title '',\
'MADatNLO.HwU' index 38 using (($1+$2)/2):($3 < 0 ? sqrt(-1) : $3) ls 4 title 'TOT|#1, central value, dynamical\_scale\_choice=10',\
'MADatNLO.HwU' index 37 using (($1+$2)/2):($3 >= 0 ? sqrt(-1) : abs($3)):4 w yerrorbar ls 103 title '',\
'MADatNLO.HwU' index 37 using (($1+$2)/2):($3 >= 0 ? sqrt(-1) : abs($3)) ls 103 title '',\
'MADatNLO.HwU' index 37 using (($1+$2)/2):($3 < 0 ? sqrt(-1) : $3):4 w yerrorbar ls 3 title '',\
'MADatNLO.HwU' index 37 using (($1+$2)/2):($3 < 0 ? sqrt(-1) : $3) ls 3 title 'LOAA|#1, central value, dynamical\_scale\_choice=10',\
'MADatNLO.HwU' index 36 using (($1+$2)/2):($3 >= 0 ? sqrt(-1) : abs($3)):4 w yerrorbar ls 102 title '',\
'MADatNLO.HwU' index 36 using (($1+$2)/2):($3 >= 0 ? sqrt(-1) : abs($3)) ls 102 title '',\
'MADatNLO.HwU' index 36 using (($1+$2)/2):($3 < 0 ? sqrt(-1) : $3):4 w yerrorbar ls 2 title '',\
'MADatNLO.HwU' index 36 using (($1+$2)/2):($3 < 0 ? sqrt(-1) : $3) ls 2 title 'LO|#1, central value, dynamical\_scale\_choice=10',\
'MADatNLO.HwU' index 35 using (($1+$2)/2):($3 >= 0 ? sqrt(-1) : abs($3)):4 w yerrorbar ls 101 title '',\
'MADatNLO.HwU' index 35 using (($1+$2)/2):($3 >= 0 ? sqrt(-1) : abs($3)) ls 101 title '',\
'MADatNLO.HwU' index 35 using (($1+$2)/2):($3 < 0 ? sqrt(-1) : $3):4 w yerrorbar ls 1 title '',\
'MADatNLO.HwU' index 35 using (($1+$2)/2):($3 < 0 ? sqrt(-1) : $3) ls 1 title 'NLO|#1, central value, dynamical\_scale\_choice=10'
#-- rendering subhistograms 'Relative scale and PDF uncertainty'
unset label
unset format
set yrange [-7.1565e-02:6.7697e-02]
set origin 0.0000e+00, 3.5000e-01
set size 1.0000e+00, 1.5000e-01
set mytics 2
set ytics auto
set format x ''
unset logscale y
set ylabel "NLO|#1 rel.unc."
set label "Relative uncertainties w.r.t. central values" font ",9" front at graph 0.03, graph 0.13
plot \
'MADatNLO.HwU' index 38 using (($1+$2)/2):(safe($7,$3,1.0)-1.0) ls 14 title '',\
'MADatNLO.HwU' index 38 using (($1+$2)/2):(safe($6,$3,1.0)-1.0) ls 14 title '',\
'MADatNLO.HwU' index 37 using (($1+$2)/2):(safe($7,$3,1.0)-1.0) ls 13 title '',\
'MADatNLO.HwU' index 37 using (($1+$2)/2):(safe($6,$3,1.0)-1.0) ls 13 title '',\
'MADatNLO.HwU' index 36 using (($1+$2)/2):(safe($7,$3,1.0)-1.0) ls 12 title '',\
'MADatNLO.HwU' index 36 using (($1+$2)/2):(safe($6,$3,1.0)-1.0) ls 12 title '',\
'MADatNLO.HwU' index 35 using (($1+$2)/2):(safe($7,$3,1.0)-1.0) ls 11 title '',\
'MADatNLO.HwU' index 35 using (($1+$2)/2):(safe($6,$3,1.0)-1.0) ls 11 title '',\
0.0 ls 999 title '',\
'MADatNLO.HwU' index 38 using (($1+$2)/2):(0.0):(safe($4,$3,0.0)) w yerrorbar ls 4 title '',\
'MADatNLO.HwU' index 38 using (($1+$2)/2):(safe($5,$3,1.0)-1.0) ls 4 title '',\
'MADatNLO.HwU' index 37 using (($1+$2)/2):(0.0):(safe($4,$3,0.0)) w yerrorbar ls 3 title '',\
'MADatNLO.HwU' index 37 using (($1+$2)/2):(safe($5,$3,1.0)-1.0) ls 3 title '',\
'MADatNLO.HwU' index 36 using (($1+$2)/2):(0.0):(safe($4,$3,0.0)) w yerrorbar ls 2 title '',\
'MADatNLO.HwU' index 36 using (($1+$2)/2):(safe($5,$3,1.0)-1.0) ls 2 title '',\
'MADatNLO.HwU' index 35 using (($1+$2)/2):(0.0):(safe($4,$3,0.0)) w yerrorbar ls 1 title '',\
'MADatNLO.HwU' index 35 using (($1+$2)/2):(safe($5,$3,1.0)-1.0) ls 1 title ''
#-- rendering subhistograms '(LO|#1LOAA|#1TOT|#1)/(NLO|#1 central value) ratio'
unset label
unset format
set yrange [-3.9071e+01:3.6061e+01]
set origin 0.0000e+00, 2.0000e-01
set size 1.0000e+00, 1.5000e-01
set mytics 2
set ytics auto
set format x
unset logscale y
set ylabel "ratio w.r.t. NLO|#1"
set label "(LO|#1LOAA|#1TOT|#1)/(NLO|#1 central value)" font ",9" at graph 0.03, graph 0.13
plot \
1.0 ls 999 title '',\
'MADatNLO.HwU' index 41 using (($1+$2)/2):7 ls 14 title '',\
'MADatNLO.HwU' index 41 using (($1+$2)/2):6 ls 14 title '',\
'MADatNLO.HwU' index 40 using (($1+$2)/2):7 ls 13 title '',\
'MADatNLO.HwU' index 40 using (($1+$2)/2):6 ls 13 title '',\
'MADatNLO.HwU' index 39 using (($1+$2)/2):7 ls 12 title '',\
'MADatNLO.HwU' index 39 using (($1+$2)/2):6 ls 12 title '',\
'MADatNLO.HwU' index 41 using (($1+$2)/2):5 ls 4 title '',\
'MADatNLO.HwU' index 41 using (($1+$2)/2):3:4 w yerrorbar ls 4 title '',\
'MADatNLO.HwU' index 41 using (($1+$2)/2):3 ls 4 title '',\
'MADatNLO.HwU' index 40 using (($1+$2)/2):5 ls 3 title '',\
'MADatNLO.HwU' index 40 using (($1+$2)/2):3:4 w yerrorbar ls 3 title '',\
'MADatNLO.HwU' index 40 using (($1+$2)/2):3 ls 3 title '',\
'MADatNLO.HwU' index 39 using (($1+$2)/2):5 ls 2 title '',\
'MADatNLO.HwU' index 39 using (($1+$2)/2):3:4 w yerrorbar ls 2 title '',\
'MADatNLO.HwU' index 39 using (($1+$2)/2):3 ls 2 title ''

unset label

################################################################################

################################################################################
### Rendering of the plot titled 'ptmum'
################################################################################

set multiplot
set label "ptmum" font ",13" at graph 0.04, graph 1.05
set xrange [0.0000e+00:5.0000e+02]
set bmargin 0 
set tmargin 0
set xtics nomirror
set ytics nomirror
set mytics 10
set xtics auto
set key horizontal noreverse maxcols 1 width -4 
set label front 'MadGraph5\_aMC\@NLO' font "Courier,11" rotate by 90 at graph 1.02, graph 0.04

#-- rendering subhistograms 'NLO|#1 and LO|#1 results'

set format y '10^{%T}'
set yrange [1.7051e-08:3.3070e-01]
set origin 0.0000e+00, 5.0000e-01
set size 1.0000e+00, 4.0000e-01
set mytics 10
set ytics auto
set format x ''
set logscale y
set ylabel "{/Symbol s} per bin [pb]"

plot \
sqrt(-1) ls 14 title 'TOT|#1, scale variation',\
sqrt(-1) ls 13 title 'LOAA|#1, scale variation',\
sqrt(-1) ls 12 title 'LO|#1, scale variation',\
sqrt(-1) ls 11 title 'NLO|#1, scale variation',\
'MADatNLO.HwU' index 45 using (($1+$2)/2):($3 >= 0 ? sqrt(-1) : abs($3)):4 w yerrorbar ls 104 title '',\
'MADatNLO.HwU' index 45 using (($1+$2)/2):($3 >= 0 ? sqrt(-1) : abs($3)) ls 104 title '',\
'MADatNLO.HwU' index 45 using (($1+$2)/2):($3 < 0 ? sqrt(-1) : $3):4 w yerrorbar ls 4 title '',\
'MADatNLO.HwU' index 45 using (($1+$2)/2):($3 < 0 ? sqrt(-1) : $3) ls 4 title 'TOT|#1, central value, dynamical\_scale\_choice=10',\
'MADatNLO.HwU' index 44 using (($1+$2)/2):($3 >= 0 ? sqrt(-1) : abs($3)):4 w yerrorbar ls 103 title '',\
'MADatNLO.HwU' index 44 using (($1+$2)/2):($3 >= 0 ? sqrt(-1) : abs($3)) ls 103 title '',\
'MADatNLO.HwU' index 44 using (($1+$2)/2):($3 < 0 ? sqrt(-1) : $3):4 w yerrorbar ls 3 title '',\
'MADatNLO.HwU' index 44 using (($1+$2)/2):($3 < 0 ? sqrt(-1) : $3) ls 3 title 'LOAA|#1, central value, dynamical\_scale\_choice=10',\
'MADatNLO.HwU' index 43 using (($1+$2)/2):($3 >= 0 ? sqrt(-1) : abs($3)):4 w yerrorbar ls 102 title '',\
'MADatNLO.HwU' index 43 using (($1+$2)/2):($3 >= 0 ? sqrt(-1) : abs($3)) ls 102 title '',\
'MADatNLO.HwU' index 43 using (($1+$2)/2):($3 < 0 ? sqrt(-1) : $3):4 w yerrorbar ls 2 title '',\
'MADatNLO.HwU' index 43 using (($1+$2)/2):($3 < 0 ? sqrt(-1) : $3) ls 2 title 'LO|#1, central value, dynamical\_scale\_choice=10',\
'MADatNLO.HwU' index 42 using (($1+$2)/2):($3 >= 0 ? sqrt(-1) : abs($3)):4 w yerrorbar ls 101 title '',\
'MADatNLO.HwU' index 42 using (($1+$2)/2):($3 >= 0 ? sqrt(-1) : abs($3)) ls 101 title '',\
'MADatNLO.HwU' index 42 using (($1+$2)/2):($3 < 0 ? sqrt(-1) : $3):4 w yerrorbar ls 1 title '',\
'MADatNLO.HwU' index 42 using (($1+$2)/2):($3 < 0 ? sqrt(-1) : $3) ls 1 title 'NLO|#1, central value, dynamical\_scale\_choice=10'
#-- rendering subhistograms 'Relative scale and PDF uncertainty'
unset label
unset format
set yrange [-3.9963e-02:4.3185e-02]
set origin 0.0000e+00, 3.5000e-01
set size 1.0000e+00, 1.5000e-01
set mytics 2
set ytics auto
set format x ''
unset logscale y
set ylabel "NLO|#1 rel.unc."
set label "Relative uncertainties w.r.t. central values" font ",9" front at graph 0.03, graph 0.13
plot \
'MADatNLO.HwU' index 45 using (($1+$2)/2):(safe($7,$3,1.0)-1.0) ls 14 title '',\
'MADatNLO.HwU' index 45 using (($1+$2)/2):(safe($6,$3,1.0)-1.0) ls 14 title '',\
'MADatNLO.HwU' index 44 using (($1+$2)/2):(safe($7,$3,1.0)-1.0) ls 13 title '',\
'MADatNLO.HwU' index 44 using (($1+$2)/2):(safe($6,$3,1.0)-1.0) ls 13 title '',\
'MADatNLO.HwU' index 43 using (($1+$2)/2):(safe($7,$3,1.0)-1.0) ls 12 title '',\
'MADatNLO.HwU' index 43 using (($1+$2)/2):(safe($6,$3,1.0)-1.0) ls 12 title '',\
'MADatNLO.HwU' index 42 using (($1+$2)/2):(safe($7,$3,1.0)-1.0) ls 11 title '',\
'MADatNLO.HwU' index 42 using (($1+$2)/2):(safe($6,$3,1.0)-1.0) ls 11 title '',\
0.0 ls 999 title '',\
'MADatNLO.HwU' index 45 using (($1+$2)/2):(0.0):(safe($4,$3,0.0)) w yerrorbar ls 4 title '',\
'MADatNLO.HwU' index 45 using (($1+$2)/2):(safe($5,$3,1.0)-1.0) ls 4 title '',\
'MADatNLO.HwU' index 44 using (($1+$2)/2):(0.0):(safe($4,$3,0.0)) w yerrorbar ls 3 title '',\
'MADatNLO.HwU' index 44 using (($1+$2)/2):(safe($5,$3,1.0)-1.0) ls 3 title '',\
'MADatNLO.HwU' index 43 using (($1+$2)/2):(0.0):(safe($4,$3,0.0)) w yerrorbar ls 2 title '',\
'MADatNLO.HwU' index 43 using (($1+$2)/2):(safe($5,$3,1.0)-1.0) ls 2 title '',\
'MADatNLO.HwU' index 42 using (($1+$2)/2):(0.0):(safe($4,$3,0.0)) w yerrorbar ls 1 title '',\
'MADatNLO.HwU' index 42 using (($1+$2)/2):(safe($5,$3,1.0)-1.0) ls 1 title ''
#-- rendering subhistograms '(LO|#1LOAA|#1TOT|#1)/(NLO|#1 central value) ratio'
unset label
unset format
set yrange [-4.5774e-01:2.3789e+00]
set origin 0.0000e+00, 2.0000e-01
set size 1.0000e+00, 1.5000e-01
set mytics 2
set ytics auto
set format x
unset logscale y
set ylabel "ratio w.r.t. NLO|#1"
set label "(LO|#1LOAA|#1TOT|#1)/(NLO|#1 central value)" font ",9" at graph 0.03, graph 0.13
plot \
1.0 ls 999 title '',\
'MADatNLO.HwU' index 48 using (($1+$2)/2):7 ls 14 title '',\
'MADatNLO.HwU' index 48 using (($1+$2)/2):6 ls 14 title '',\
'MADatNLO.HwU' index 47 using (($1+$2)/2):7 ls 13 title '',\
'MADatNLO.HwU' index 47 using (($1+$2)/2):6 ls 13 title '',\
'MADatNLO.HwU' index 46 using (($1+$2)/2):7 ls 12 title '',\
'MADatNLO.HwU' index 46 using (($1+$2)/2):6 ls 12 title '',\
'MADatNLO.HwU' index 48 using (($1+$2)/2):5 ls 4 title '',\
'MADatNLO.HwU' index 48 using (($1+$2)/2):3:4 w yerrorbar ls 4 title '',\
'MADatNLO.HwU' index 48 using (($1+$2)/2):3 ls 4 title '',\
'MADatNLO.HwU' index 47 using (($1+$2)/2):5 ls 3 title '',\
'MADatNLO.HwU' index 47 using (($1+$2)/2):3:4 w yerrorbar ls 3 title '',\
'MADatNLO.HwU' index 47 using (($1+$2)/2):3 ls 3 title '',\
'MADatNLO.HwU' index 46 using (($1+$2)/2):5 ls 2 title '',\
'MADatNLO.HwU' index 46 using (($1+$2)/2):3:4 w yerrorbar ls 2 title '',\
'MADatNLO.HwU' index 46 using (($1+$2)/2):3 ls 2 title ''

unset label

################################################################################

################################################################################
### Rendering of the plot titled 'pttop'
################################################################################

set multiplot
set label "pttop" font ",13" at graph 0.04, graph 1.05
set xrange [0.0000e+00:5.0000e+02]
set bmargin 0 
set tmargin 0
set xtics nomirror
set ytics nomirror
set mytics 10
set xtics auto
set key horizontal noreverse maxcols 1 width -4 
set label front 'MadGraph5\_aMC\@NLO' font "Courier,11" rotate by 90 at graph 1.02, graph 0.04

#-- rendering subhistograms 'NLO|#1 and LO|#1 results'

set format y '10^{%T}'
set yrange [2.6114e-02:6.4259e+00]
set origin 0.0000e+00, 5.0000e-01
set size 1.0000e+00, 4.0000e-01
set mytics 10
set ytics auto
set format x ''
set logscale y
set ylabel "{/Symbol s} per bin [pb]"

plot \
sqrt(-1) ls 14 title 'TOT|#1, scale variation',\
sqrt(-1) ls 13 title 'LOAA|#1, scale variation',\
sqrt(-1) ls 12 title 'LO|#1, scale variation',\
sqrt(-1) ls 11 title 'NLO|#1, scale variation',\
'MADatNLO.HwU' index 52 using (($1+$2)/2):($3 >= 0 ? sqrt(-1) : abs($3)):4 w yerrorbar ls 104 title '',\
'MADatNLO.HwU' index 52 using (($1+$2)/2):($3 >= 0 ? sqrt(-1) : abs($3)) ls 104 title '',\
'MADatNLO.HwU' index 52 using (($1+$2)/2):($3 < 0 ? sqrt(-1) : $3):4 w yerrorbar ls 4 title '',\
'MADatNLO.HwU' index 52 using (($1+$2)/2):($3 < 0 ? sqrt(-1) : $3) ls 4 title 'TOT|#1, central value, dynamical\_scale\_choice=10',\
'MADatNLO.HwU' index 51 using (($1+$2)/2):($3 >= 0 ? sqrt(-1) : abs($3)):4 w yerrorbar ls 103 title '',\
'MADatNLO.HwU' index 51 using (($1+$2)/2):($3 >= 0 ? sqrt(-1) : abs($3)) ls 103 title '',\
'MADatNLO.HwU' index 51 using (($1+$2)/2):($3 < 0 ? sqrt(-1) : $3):4 w yerrorbar ls 3 title '',\
'MADatNLO.HwU' index 51 using (($1+$2)/2):($3 < 0 ? sqrt(-1) : $3) ls 3 title 'LOAA|#1, central value, dynamical\_scale\_choice=10',\
'MADatNLO.HwU' index 50 using (($1+$2)/2):($3 >= 0 ? sqrt(-1) : abs($3)):4 w yerrorbar ls 102 title '',\
'MADatNLO.HwU' index 50 using (($1+$2)/2):($3 >= 0 ? sqrt(-1) : abs($3)) ls 102 title '',\
'MADatNLO.HwU' index 50 using (($1+$2)/2):($3 < 0 ? sqrt(-1) : $3):4 w yerrorbar ls 2 title '',\
'MADatNLO.HwU' index 50 using (($1+$2)/2):($3 < 0 ? sqrt(-1) : $3) ls 2 title 'LO|#1, central value, dynamical\_scale\_choice=10',\
'MADatNLO.HwU' index 49 using (($1+$2)/2):($3 >= 0 ? sqrt(-1) : abs($3)):4 w yerrorbar ls 101 title '',\
'MADatNLO.HwU' index 49 using (($1+$2)/2):($3 >= 0 ? sqrt(-1) : abs($3)) ls 101 title '',\
'MADatNLO.HwU' index 49 using (($1+$2)/2):($3 < 0 ? sqrt(-1) : $3):4 w yerrorbar ls 1 title '',\
'MADatNLO.HwU' index 49 using (($1+$2)/2):($3 < 0 ? sqrt(-1) : $3) ls 1 title 'NLO|#1, central value, dynamical\_scale\_choice=10'
#-- rendering subhistograms 'Relative scale and PDF uncertainty'
unset label
unset format
set yrange [-2.7354e-02:2.7630e-02]
set origin 0.0000e+00, 3.5000e-01
set size 1.0000e+00, 1.5000e-01
set mytics 2
set ytics auto
set format x ''
unset logscale y
set ylabel "NLO|#1 rel.unc."
set label "Relative uncertainties w.r.t. central values" font ",9" front at graph 0.03, graph 0.13
plot \
'MADatNLO.HwU' index 52 using (($1+$2)/2):(safe($7,$3,1.0)-1.0) ls 14 title '',\
'MADatNLO.HwU' index 52 using (($1+$2)/2):(safe($6,$3,1.0)-1.0) ls 14 title '',\
'MADatNLO.HwU' index 51 using (($1+$2)/2):(safe($7,$3,1.0)-1.0) ls 13 title '',\
'MADatNLO.HwU' index 51 using (($1+$2)/2):(safe($6,$3,1.0)-1.0) ls 13 title '',\
'MADatNLO.HwU' index 50 using (($1+$2)/2):(safe($7,$3,1.0)-1.0) ls 12 title '',\
'MADatNLO.HwU' index 50 using (($1+$2)/2):(safe($6,$3,1.0)-1.0) ls 12 title '',\
'MADatNLO.HwU' index 49 using (($1+$2)/2):(safe($7,$3,1.0)-1.0) ls 11 title '',\
'MADatNLO.HwU' index 49 using (($1+$2)/2):(safe($6,$3,1.0)-1.0) ls 11 title '',\
0.0 ls 999 title '',\
'MADatNLO.HwU' index 52 using (($1+$2)/2):(0.0):(safe($4,$3,0.0)) w yerrorbar ls 4 title '',\
'MADatNLO.HwU' index 52 using (($1+$2)/2):(safe($5,$3,1.0)-1.0) ls 4 title '',\
'MADatNLO.HwU' index 51 using (($1+$2)/2):(0.0):(safe($4,$3,0.0)) w yerrorbar ls 3 title '',\
'MADatNLO.HwU' index 51 using (($1+$2)/2):(safe($5,$3,1.0)-1.0) ls 3 title '',\
'MADatNLO.HwU' index 50 using (($1+$2)/2):(0.0):(safe($4,$3,0.0)) w yerrorbar ls 2 title '',\
'MADatNLO.HwU' index 50 using (($1+$2)/2):(safe($5,$3,1.0)-1.0) ls 2 title '',\
'MADatNLO.HwU' index 49 using (($1+$2)/2):(0.0):(safe($4,$3,0.0)) w yerrorbar ls 1 title '',\
'MADatNLO.HwU' index 49 using (($1+$2)/2):(safe($5,$3,1.0)-1.0) ls 1 title ''
#-- rendering subhistograms '(LO|#1LOAA|#1TOT|#1)/(NLO|#1 central value) ratio'
unset label
unset format
set yrange [-5.3267e+01:4.7372e+01]
set origin 0.0000e+00, 2.0000e-01
set size 1.0000e+00, 1.5000e-01
set mytics 2
set ytics auto
set format x
unset logscale y
set ylabel "ratio w.r.t. NLO|#1"
set label "(LO|#1LOAA|#1TOT|#1)/(NLO|#1 central value)" font ",9" at graph 0.03, graph 0.13
plot \
1.0 ls 999 title '',\
'MADatNLO.HwU' index 55 using (($1+$2)/2):7 ls 14 title '',\
'MADatNLO.HwU' index 55 using (($1+$2)/2):6 ls 14 title '',\
'MADatNLO.HwU' index 54 using (($1+$2)/2):7 ls 13 title '',\
'MADatNLO.HwU' index 54 using (($1+$2)/2):6 ls 13 title '',\
'MADatNLO.HwU' index 53 using (($1+$2)/2):7 ls 12 title '',\
'MADatNLO.HwU' index 53 using (($1+$2)/2):6 ls 12 title '',\
'MADatNLO.HwU' index 55 using (($1+$2)/2):5 ls 4 title '',\
'MADatNLO.HwU' index 55 using (($1+$2)/2):3:4 w yerrorbar ls 4 title '',\
'MADatNLO.HwU' index 55 using (($1+$2)/2):3 ls 4 title '',\
'MADatNLO.HwU' index 54 using (($1+$2)/2):5 ls 3 title '',\
'MADatNLO.HwU' index 54 using (($1+$2)/2):3:4 w yerrorbar ls 3 title '',\
'MADatNLO.HwU' index 54 using (($1+$2)/2):3 ls 3 title '',\
'MADatNLO.HwU' index 53 using (($1+$2)/2):5 ls 2 title '',\
'MADatNLO.HwU' index 53 using (($1+$2)/2):3:4 w yerrorbar ls 2 title '',\
'MADatNLO.HwU' index 53 using (($1+$2)/2):3 ls 2 title ''

unset label

################################################################################

################################################################################
### Rendering of the plot titled 'ptatop'
################################################################################

set multiplot
set label "ptatop" font ",13" at graph 0.04, graph 1.05
set xrange [0.0000e+00:5.0000e+02]
set bmargin 0 
set tmargin 0
set xtics nomirror
set ytics nomirror
set mytics 10
set xtics auto
set key horizontal noreverse maxcols 1 width -4 
set label front 'MadGraph5\_aMC\@NLO' font "Courier,11" rotate by 90 at graph 1.02, graph 0.04

#-- rendering subhistograms 'NLO|#1 and LO|#1 results'

set format y '10^{%T}'
set yrange [2.6114e-02:6.4259e+00]
set origin 0.0000e+00, 5.0000e-01
set size 1.0000e+00, 4.0000e-01
set mytics 10
set ytics auto
set format x ''
set logscale y
set ylabel "{/Symbol s} per bin [pb]"

plot \
sqrt(-1) ls 14 title 'TOT|#1, scale variation',\
sqrt(-1) ls 13 title 'LOAA|#1, scale variation',\
sqrt(-1) ls 12 title 'LO|#1, scale variation',\
sqrt(-1) ls 11 title 'NLO|#1, scale variation',\
'MADatNLO.HwU' index 59 using (($1+$2)/2):($3 >= 0 ? sqrt(-1) : abs($3)):4 w yerrorbar ls 104 title '',\
'MADatNLO.HwU' index 59 using (($1+$2)/2):($3 >= 0 ? sqrt(-1) : abs($3)) ls 104 title '',\
'MADatNLO.HwU' index 59 using (($1+$2)/2):($3 < 0 ? sqrt(-1) : $3):4 w yerrorbar ls 4 title '',\
'MADatNLO.HwU' index 59 using (($1+$2)/2):($3 < 0 ? sqrt(-1) : $3) ls 4 title 'TOT|#1, central value, dynamical\_scale\_choice=10',\
'MADatNLO.HwU' index 58 using (($1+$2)/2):($3 >= 0 ? sqrt(-1) : abs($3)):4 w yerrorbar ls 103 title '',\
'MADatNLO.HwU' index 58 using (($1+$2)/2):($3 >= 0 ? sqrt(-1) : abs($3)) ls 103 title '',\
'MADatNLO.HwU' index 58 using (($1+$2)/2):($3 < 0 ? sqrt(-1) : $3):4 w yerrorbar ls 3 title '',\
'MADatNLO.HwU' index 58 using (($1+$2)/2):($3 < 0 ? sqrt(-1) : $3) ls 3 title 'LOAA|#1, central value, dynamical\_scale\_choice=10',\
'MADatNLO.HwU' index 57 using (($1+$2)/2):($3 >= 0 ? sqrt(-1) : abs($3)):4 w yerrorbar ls 102 title '',\
'MADatNLO.HwU' index 57 using (($1+$2)/2):($3 >= 0 ? sqrt(-1) : abs($3)) ls 102 title '',\
'MADatNLO.HwU' index 57 using (($1+$2)/2):($3 < 0 ? sqrt(-1) : $3):4 w yerrorbar ls 2 title '',\
'MADatNLO.HwU' index 57 using (($1+$2)/2):($3 < 0 ? sqrt(-1) : $3) ls 2 title 'LO|#1, central value, dynamical\_scale\_choice=10',\
'MADatNLO.HwU' index 56 using (($1+$2)/2):($3 >= 0 ? sqrt(-1) : abs($3)):4 w yerrorbar ls 101 title '',\
'MADatNLO.HwU' index 56 using (($1+$2)/2):($3 >= 0 ? sqrt(-1) : abs($3)) ls 101 title '',\
'MADatNLO.HwU' index 56 using (($1+$2)/2):($3 < 0 ? sqrt(-1) : $3):4 w yerrorbar ls 1 title '',\
'MADatNLO.HwU' index 56 using (($1+$2)/2):($3 < 0 ? sqrt(-1) : $3) ls 1 title 'NLO|#1, central value, dynamical\_scale\_choice=10'
#-- rendering subhistograms 'Relative scale and PDF uncertainty'
unset label
unset format
set yrange [-2.5652e-02:2.7344e-02]
set origin 0.0000e+00, 3.5000e-01
set size 1.0000e+00, 1.5000e-01
set mytics 2
set ytics auto
set format x ''
unset logscale y
set ylabel "NLO|#1 rel.unc."
set label "Relative uncertainties w.r.t. central values" font ",9" front at graph 0.03, graph 0.13
plot \
'MADatNLO.HwU' index 59 using (($1+$2)/2):(safe($7,$3,1.0)-1.0) ls 14 title '',\
'MADatNLO.HwU' index 59 using (($1+$2)/2):(safe($6,$3,1.0)-1.0) ls 14 title '',\
'MADatNLO.HwU' index 58 using (($1+$2)/2):(safe($7,$3,1.0)-1.0) ls 13 title '',\
'MADatNLO.HwU' index 58 using (($1+$2)/2):(safe($6,$3,1.0)-1.0) ls 13 title '',\
'MADatNLO.HwU' index 57 using (($1+$2)/2):(safe($7,$3,1.0)-1.0) ls 12 title '',\
'MADatNLO.HwU' index 57 using (($1+$2)/2):(safe($6,$3,1.0)-1.0) ls 12 title '',\
'MADatNLO.HwU' index 56 using (($1+$2)/2):(safe($7,$3,1.0)-1.0) ls 11 title '',\
'MADatNLO.HwU' index 56 using (($1+$2)/2):(safe($6,$3,1.0)-1.0) ls 11 title '',\
0.0 ls 999 title '',\
'MADatNLO.HwU' index 59 using (($1+$2)/2):(0.0):(safe($4,$3,0.0)) w yerrorbar ls 4 title '',\
'MADatNLO.HwU' index 59 using (($1+$2)/2):(safe($5,$3,1.0)-1.0) ls 4 title '',\
'MADatNLO.HwU' index 58 using (($1+$2)/2):(0.0):(safe($4,$3,0.0)) w yerrorbar ls 3 title '',\
'MADatNLO.HwU' index 58 using (($1+$2)/2):(safe($5,$3,1.0)-1.0) ls 3 title '',\
'MADatNLO.HwU' index 57 using (($1+$2)/2):(0.0):(safe($4,$3,0.0)) w yerrorbar ls 2 title '',\
'MADatNLO.HwU' index 57 using (($1+$2)/2):(safe($5,$3,1.0)-1.0) ls 2 title '',\
'MADatNLO.HwU' index 56 using (($1+$2)/2):(0.0):(safe($4,$3,0.0)) w yerrorbar ls 1 title '',\
'MADatNLO.HwU' index 56 using (($1+$2)/2):(safe($5,$3,1.0)-1.0) ls 1 title ''
#-- rendering subhistograms '(LO|#1LOAA|#1TOT|#1)/(NLO|#1 central value) ratio'
unset label
unset format
set yrange [-3.1122e+01:5.9535e+00]
set origin 0.0000e+00, 2.0000e-01
set size 1.0000e+00, 1.5000e-01
set mytics 2
set ytics auto
set format x
unset logscale y
set ylabel "ratio w.r.t. NLO|#1"
set label "(LO|#1LOAA|#1TOT|#1)/(NLO|#1 central value)" font ",9" at graph 0.03, graph 0.13
plot \
1.0 ls 999 title '',\
'MADatNLO.HwU' index 62 using (($1+$2)/2):7 ls 14 title '',\
'MADatNLO.HwU' index 62 using (($1+$2)/2):6 ls 14 title '',\
'MADatNLO.HwU' index 61 using (($1+$2)/2):7 ls 13 title '',\
'MADatNLO.HwU' index 61 using (($1+$2)/2):6 ls 13 title '',\
'MADatNLO.HwU' index 60 using (($1+$2)/2):7 ls 12 title '',\
'MADatNLO.HwU' index 60 using (($1+$2)/2):6 ls 12 title '',\
'MADatNLO.HwU' index 62 using (($1+$2)/2):5 ls 4 title '',\
'MADatNLO.HwU' index 62 using (($1+$2)/2):3:4 w yerrorbar ls 4 title '',\
'MADatNLO.HwU' index 62 using (($1+$2)/2):3 ls 4 title '',\
'MADatNLO.HwU' index 61 using (($1+$2)/2):5 ls 3 title '',\
'MADatNLO.HwU' index 61 using (($1+$2)/2):3:4 w yerrorbar ls 3 title '',\
'MADatNLO.HwU' index 61 using (($1+$2)/2):3 ls 3 title '',\
'MADatNLO.HwU' index 60 using (($1+$2)/2):5 ls 2 title '',\
'MADatNLO.HwU' index 60 using (($1+$2)/2):3:4 w yerrorbar ls 2 title '',\
'MADatNLO.HwU' index 60 using (($1+$2)/2):3 ls 2 title ''

unset label

################################################################################

################################################################################
### Rendering of the plot titled 'mmumu'
################################################################################

set multiplot
set label "mmumu" font ",13" at graph 0.04, graph 1.05
set xrange [0.0000e+00:2.0000e+01]
set bmargin 0 
set tmargin 0
set xtics nomirror
set ytics nomirror
set mytics 10
set xtics auto
set key horizontal noreverse maxcols 1 width -4 
set label front 'MadGraph5\_aMC\@NLO' font "Courier,11" rotate by 90 at graph 1.02, graph 0.04

#-- rendering subhistograms 'NLO|#1 and LO|#1 results'

set format y '10^{%T}'
set yrange [2.8182e+00:3.6054e+01]
set origin 0.0000e+00, 5.0000e-01
set size 1.0000e+00, 4.0000e-01
set mytics 10
set ytics auto
set format x ''
set logscale y
set ylabel "{/Symbol s} per bin [pb]"

plot \
sqrt(-1) ls 14 title 'TOT|#1, scale variation',\
sqrt(-1) ls 13 title 'LOAA|#1, scale variation',\
sqrt(-1) ls 12 title 'LO|#1, scale variation',\
sqrt(-1) ls 11 title 'NLO|#1, scale variation',\
'MADatNLO.HwU' index 66 using (($1+$2)/2):($3 >= 0 ? sqrt(-1) : abs($3)):4 w yerrorbar ls 104 title '',\
'MADatNLO.HwU' index 66 using (($1+$2)/2):($3 >= 0 ? sqrt(-1) : abs($3)) ls 104 title '',\
'MADatNLO.HwU' index 66 using (($1+$2)/2):($3 < 0 ? sqrt(-1) : $3):4 w yerrorbar ls 4 title '',\
'MADatNLO.HwU' index 66 using (($1+$2)/2):($3 < 0 ? sqrt(-1) : $3) ls 4 title 'TOT|#1, central value, dynamical\_scale\_choice=10',\
'MADatNLO.HwU' index 65 using (($1+$2)/2):($3 >= 0 ? sqrt(-1) : abs($3)):4 w yerrorbar ls 103 title '',\
'MADatNLO.HwU' index 65 using (($1+$2)/2):($3 >= 0 ? sqrt(-1) : abs($3)) ls 103 title '',\
'MADatNLO.HwU' index 65 using (($1+$2)/2):($3 < 0 ? sqrt(-1) : $3):4 w yerrorbar ls 3 title '',\
'MADatNLO.HwU' index 65 using (($1+$2)/2):($3 < 0 ? sqrt(-1) : $3) ls 3 title 'LOAA|#1, central value, dynamical\_scale\_choice=10',\
'MADatNLO.HwU' index 64 using (($1+$2)/2):($3 >= 0 ? sqrt(-1) : abs($3)):4 w yerrorbar ls 102 title '',\
'MADatNLO.HwU' index 64 using (($1+$2)/2):($3 >= 0 ? sqrt(-1) : abs($3)) ls 102 title '',\
'MADatNLO.HwU' index 64 using (($1+$2)/2):($3 < 0 ? sqrt(-1) : $3):4 w yerrorbar ls 2 title '',\
'MADatNLO.HwU' index 64 using (($1+$2)/2):($3 < 0 ? sqrt(-1) : $3) ls 2 title 'LO|#1, central value, dynamical\_scale\_choice=10',\
'MADatNLO.HwU' index 63 using (($1+$2)/2):($3 >= 0 ? sqrt(-1) : abs($3)):4 w yerrorbar ls 101 title '',\
'MADatNLO.HwU' index 63 using (($1+$2)/2):($3 >= 0 ? sqrt(-1) : abs($3)) ls 101 title '',\
'MADatNLO.HwU' index 63 using (($1+$2)/2):($3 < 0 ? sqrt(-1) : $3):4 w yerrorbar ls 1 title '',\
'MADatNLO.HwU' index 63 using (($1+$2)/2):($3 < 0 ? sqrt(-1) : $3) ls 1 title 'NLO|#1, central value, dynamical\_scale\_choice=10'
#-- rendering subhistograms 'Relative scale and PDF uncertainty'
unset label
unset format
set yrange [-4.5282e-01:4.6010e-01]
set origin 0.0000e+00, 3.5000e-01
set size 1.0000e+00, 1.5000e-01
set mytics 2
set ytics auto
set format x ''
unset logscale y
set ylabel "NLO|#1 rel.unc."
set label "Relative uncertainties w.r.t. central values" font ",9" front at graph 0.03, graph 0.13
plot \
'MADatNLO.HwU' index 66 using (($1+$2)/2):(safe($7,$3,1.0)-1.0) ls 14 title '',\
'MADatNLO.HwU' index 66 using (($1+$2)/2):(safe($6,$3,1.0)-1.0) ls 14 title '',\
'MADatNLO.HwU' index 65 using (($1+$2)/2):(safe($7,$3,1.0)-1.0) ls 13 title '',\
'MADatNLO.HwU' index 65 using (($1+$2)/2):(safe($6,$3,1.0)-1.0) ls 13 title '',\
'MADatNLO.HwU' index 64 using (($1+$2)/2):(safe($7,$3,1.0)-1.0) ls 12 title '',\
'MADatNLO.HwU' index 64 using (($1+$2)/2):(safe($6,$3,1.0)-1.0) ls 12 title '',\
'MADatNLO.HwU' index 63 using (($1+$2)/2):(safe($7,$3,1.0)-1.0) ls 11 title '',\
'MADatNLO.HwU' index 63 using (($1+$2)/2):(safe($6,$3,1.0)-1.0) ls 11 title '',\
0.0 ls 999 title '',\
'MADatNLO.HwU' index 66 using (($1+$2)/2):(0.0):(safe($4,$3,0.0)) w yerrorbar ls 4 title '',\
'MADatNLO.HwU' index 66 using (($1+$2)/2):(safe($5,$3,1.0)-1.0) ls 4 title '',\
'MADatNLO.HwU' index 65 using (($1+$2)/2):(0.0):(safe($4,$3,0.0)) w yerrorbar ls 3 title '',\
'MADatNLO.HwU' index 65 using (($1+$2)/2):(safe($5,$3,1.0)-1.0) ls 3 title '',\
'MADatNLO.HwU' index 64 using (($1+$2)/2):(0.0):(safe($4,$3,0.0)) w yerrorbar ls 2 title '',\
'MADatNLO.HwU' index 64 using (($1+$2)/2):(safe($5,$3,1.0)-1.0) ls 2 title '',\
'MADatNLO.HwU' index 63 using (($1+$2)/2):(0.0):(safe($4,$3,0.0)) w yerrorbar ls 1 title '',\
'MADatNLO.HwU' index 63 using (($1+$2)/2):(safe($5,$3,1.0)-1.0) ls 1 title ''
#-- rendering subhistograms '(LO|#1LOAA|#1TOT|#1)/(NLO|#1 central value) ratio'
unset label
unset format
set yrange [-2.4215e+01:3.9541e+00]
set origin 0.0000e+00, 2.0000e-01
set size 1.0000e+00, 1.5000e-01
set mytics 2
set ytics auto
set format x
unset logscale y
set ylabel "ratio w.r.t. NLO|#1"
set label "(LO|#1LOAA|#1TOT|#1)/(NLO|#1 central value)" font ",9" at graph 0.03, graph 0.13
plot \
1.0 ls 999 title '',\
'MADatNLO.HwU' index 69 using (($1+$2)/2):7 ls 14 title '',\
'MADatNLO.HwU' index 69 using (($1+$2)/2):6 ls 14 title '',\
'MADatNLO.HwU' index 68 using (($1+$2)/2):7 ls 13 title '',\
'MADatNLO.HwU' index 68 using (($1+$2)/2):6 ls 13 title '',\
'MADatNLO.HwU' index 67 using (($1+$2)/2):7 ls 12 title '',\
'MADatNLO.HwU' index 67 using (($1+$2)/2):6 ls 12 title '',\
'MADatNLO.HwU' index 69 using (($1+$2)/2):5 ls 4 title '',\
'MADatNLO.HwU' index 69 using (($1+$2)/2):3:4 w yerrorbar ls 4 title '',\
'MADatNLO.HwU' index 69 using (($1+$2)/2):3 ls 4 title '',\
'MADatNLO.HwU' index 68 using (($1+$2)/2):5 ls 3 title '',\
'MADatNLO.HwU' index 68 using (($1+$2)/2):3:4 w yerrorbar ls 3 title '',\
'MADatNLO.HwU' index 68 using (($1+$2)/2):3 ls 3 title '',\
'MADatNLO.HwU' index 67 using (($1+$2)/2):5 ls 2 title '',\
'MADatNLO.HwU' index 67 using (($1+$2)/2):3:4 w yerrorbar ls 2 title '',\
'MADatNLO.HwU' index 67 using (($1+$2)/2):3 ls 2 title ''

unset label

################################################################################

################################################################################
### Rendering of the plot titled 'thetamup'
################################################################################

set multiplot
set label "thetamup" font ",13" at graph 0.04, graph 1.05
set xrange [0.0000e+00:3.1416e+00]
set bmargin 0 
set tmargin 0
set xtics nomirror
set ytics nomirror
set mytics 10
set xtics auto
set key horizontal noreverse maxcols 1 width -4 
set label front 'MadGraph5\_aMC\@NLO' font "Courier,11" rotate by 90 at graph 1.02, graph 0.04

#-- rendering subhistograms 'NLO|#1 and LO|#1 results'

set format y '10^{%T}'
set yrange [1.3209e-07:1.1550e-01]
set origin 0.0000e+00, 5.0000e-01
set size 1.0000e+00, 4.0000e-01
set mytics 10
set ytics auto
set format x ''
set logscale y
set ylabel "{/Symbol s} per bin [pb]"

plot \
sqrt(-1) ls 14 title 'TOT|#1, scale variation',\
sqrt(-1) ls 13 title 'LOAA|#1, scale variation',\
sqrt(-1) ls 12 title 'LO|#1, scale variation',\
sqrt(-1) ls 11 title 'NLO|#1, scale variation',\
'MADatNLO.HwU' index 73 using (($1+$2)/2):($3 >= 0 ? sqrt(-1) : abs($3)):4 w yerrorbar ls 104 title '',\
'MADatNLO.HwU' index 73 using (($1+$2)/2):($3 >= 0 ? sqrt(-1) : abs($3)) ls 104 title '',\
'MADatNLO.HwU' index 73 using (($1+$2)/2):($3 < 0 ? sqrt(-1) : $3):4 w yerrorbar ls 4 title '',\
'MADatNLO.HwU' index 73 using (($1+$2)/2):($3 < 0 ? sqrt(-1) : $3) ls 4 title 'TOT|#1, central value, dynamical\_scale\_choice=10',\
'MADatNLO.HwU' index 72 using (($1+$2)/2):($3 >= 0 ? sqrt(-1) : abs($3)):4 w yerrorbar ls 103 title '',\
'MADatNLO.HwU' index 72 using (($1+$2)/2):($3 >= 0 ? sqrt(-1) : abs($3)) ls 103 title '',\
'MADatNLO.HwU' index 72 using (($1+$2)/2):($3 < 0 ? sqrt(-1) : $3):4 w yerrorbar ls 3 title '',\
'MADatNLO.HwU' index 72 using (($1+$2)/2):($3 < 0 ? sqrt(-1) : $3) ls 3 title 'LOAA|#1, central value, dynamical\_scale\_choice=10',\
'MADatNLO.HwU' index 71 using (($1+$2)/2):($3 >= 0 ? sqrt(-1) : abs($3)):4 w yerrorbar ls 102 title '',\
'MADatNLO.HwU' index 71 using (($1+$2)/2):($3 >= 0 ? sqrt(-1) : abs($3)) ls 102 title '',\
'MADatNLO.HwU' index 71 using (($1+$2)/2):($3 < 0 ? sqrt(-1) : $3):4 w yerrorbar ls 2 title '',\
'MADatNLO.HwU' index 71 using (($1+$2)/2):($3 < 0 ? sqrt(-1) : $3) ls 2 title 'LO|#1, central value, dynamical\_scale\_choice=10',\
'MADatNLO.HwU' index 70 using (($1+$2)/2):($3 >= 0 ? sqrt(-1) : abs($3)):4 w yerrorbar ls 101 title '',\
'MADatNLO.HwU' index 70 using (($1+$2)/2):($3 >= 0 ? sqrt(-1) : abs($3)) ls 101 title '',\
'MADatNLO.HwU' index 70 using (($1+$2)/2):($3 < 0 ? sqrt(-1) : $3):4 w yerrorbar ls 1 title '',\
'MADatNLO.HwU' index 70 using (($1+$2)/2):($3 < 0 ? sqrt(-1) : $3) ls 1 title 'NLO|#1, central value, dynamical\_scale\_choice=10'
#-- rendering subhistograms 'Relative scale and PDF uncertainty'
unset label
unset format
set yrange [-1.2701e-01:1.2424e-01]
set origin 0.0000e+00, 3.5000e-01
set size 1.0000e+00, 1.5000e-01
set mytics 2
set ytics auto
set format x ''
unset logscale y
set ylabel "NLO|#1 rel.unc."
set label "Relative uncertainties w.r.t. central values" font ",9" front at graph 0.03, graph 0.13
plot \
'MADatNLO.HwU' index 73 using (($1+$2)/2):(safe($7,$3,1.0)-1.0) ls 14 title '',\
'MADatNLO.HwU' index 73 using (($1+$2)/2):(safe($6,$3,1.0)-1.0) ls 14 title '',\
'MADatNLO.HwU' index 72 using (($1+$2)/2):(safe($7,$3,1.0)-1.0) ls 13 title '',\
'MADatNLO.HwU' index 72 using (($1+$2)/2):(safe($6,$3,1.0)-1.0) ls 13 title '',\
'MADatNLO.HwU' index 71 using (($1+$2)/2):(safe($7,$3,1.0)-1.0) ls 12 title '',\
'MADatNLO.HwU' index 71 using (($1+$2)/2):(safe($6,$3,1.0)-1.0) ls 12 title '',\
'MADatNLO.HwU' index 70 using (($1+$2)/2):(safe($7,$3,1.0)-1.0) ls 11 title '',\
'MADatNLO.HwU' index 70 using (($1+$2)/2):(safe($6,$3,1.0)-1.0) ls 11 title '',\
0.0 ls 999 title '',\
'MADatNLO.HwU' index 73 using (($1+$2)/2):(0.0):(safe($4,$3,0.0)) w yerrorbar ls 4 title '',\
'MADatNLO.HwU' index 73 using (($1+$2)/2):(safe($5,$3,1.0)-1.0) ls 4 title '',\
'MADatNLO.HwU' index 72 using (($1+$2)/2):(0.0):(safe($4,$3,0.0)) w yerrorbar ls 3 title '',\
'MADatNLO.HwU' index 72 using (($1+$2)/2):(safe($5,$3,1.0)-1.0) ls 3 title '',\
'MADatNLO.HwU' index 71 using (($1+$2)/2):(0.0):(safe($4,$3,0.0)) w yerrorbar ls 2 title '',\
'MADatNLO.HwU' index 71 using (($1+$2)/2):(safe($5,$3,1.0)-1.0) ls 2 title '',\
'MADatNLO.HwU' index 70 using (($1+$2)/2):(0.0):(safe($4,$3,0.0)) w yerrorbar ls 1 title '',\
'MADatNLO.HwU' index 70 using (($1+$2)/2):(safe($5,$3,1.0)-1.0) ls 1 title ''
#-- rendering subhistograms '(LO|#1LOAA|#1TOT|#1)/(NLO|#1 central value) ratio'
unset label
unset format
set yrange [1.4746e-01:1.8065e+00]
set origin 0.0000e+00, 2.0000e-01
set size 1.0000e+00, 1.5000e-01
set mytics 2
set ytics auto
set format x
unset logscale y
set ylabel "ratio w.r.t. NLO|#1"
set label "(LO|#1LOAA|#1TOT|#1)/(NLO|#1 central value)" font ",9" at graph 0.03, graph 0.13
plot \
1.0 ls 999 title '',\
'MADatNLO.HwU' index 76 using (($1+$2)/2):7 ls 14 title '',\
'MADatNLO.HwU' index 76 using (($1+$2)/2):6 ls 14 title '',\
'MADatNLO.HwU' index 75 using (($1+$2)/2):7 ls 13 title '',\
'MADatNLO.HwU' index 75 using (($1+$2)/2):6 ls 13 title '',\
'MADatNLO.HwU' index 74 using (($1+$2)/2):7 ls 12 title '',\
'MADatNLO.HwU' index 74 using (($1+$2)/2):6 ls 12 title '',\
'MADatNLO.HwU' index 76 using (($1+$2)/2):5 ls 4 title '',\
'MADatNLO.HwU' index 76 using (($1+$2)/2):3:4 w yerrorbar ls 4 title '',\
'MADatNLO.HwU' index 76 using (($1+$2)/2):3 ls 4 title '',\
'MADatNLO.HwU' index 75 using (($1+$2)/2):5 ls 3 title '',\
'MADatNLO.HwU' index 75 using (($1+$2)/2):3:4 w yerrorbar ls 3 title '',\
'MADatNLO.HwU' index 75 using (($1+$2)/2):3 ls 3 title '',\
'MADatNLO.HwU' index 74 using (($1+$2)/2):5 ls 2 title '',\
'MADatNLO.HwU' index 74 using (($1+$2)/2):3:4 w yerrorbar ls 2 title '',\
'MADatNLO.HwU' index 74 using (($1+$2)/2):3 ls 2 title ''

unset label

################################################################################

################################################################################
### Rendering of the plot titled 'thetamum'
################################################################################

set multiplot
set label "thetamum" font ",13" at graph 0.04, graph 1.05
set xrange [0.0000e+00:3.1416e+00]
set bmargin 0 
set tmargin 0
set xtics nomirror
set ytics nomirror
set mytics 10
set xtics auto
set key horizontal noreverse maxcols 1 width -4 
set label front 'MadGraph5\_aMC\@NLO' font "Courier,11" rotate by 90 at graph 1.02, graph 0.04

#-- rendering subhistograms 'NLO|#1 and LO|#1 results'

set format y '10^{%T}'
set yrange [1.6167e-04:3.2358e-01]
set origin 0.0000e+00, 5.0000e-01
set size 1.0000e+00, 4.0000e-01
set mytics 10
set ytics auto
set format x ''
set logscale y
set ylabel "{/Symbol s} per bin [pb]"

plot \
sqrt(-1) ls 14 title 'TOT|#1, scale variation',\
sqrt(-1) ls 13 title 'LOAA|#1, scale variation',\
sqrt(-1) ls 12 title 'LO|#1, scale variation',\
sqrt(-1) ls 11 title 'NLO|#1, scale variation',\
'MADatNLO.HwU' index 80 using (($1+$2)/2):($3 >= 0 ? sqrt(-1) : abs($3)):4 w yerrorbar ls 104 title '',\
'MADatNLO.HwU' index 80 using (($1+$2)/2):($3 >= 0 ? sqrt(-1) : abs($3)) ls 104 title '',\
'MADatNLO.HwU' index 80 using (($1+$2)/2):($3 < 0 ? sqrt(-1) : $3):4 w yerrorbar ls 4 title '',\
'MADatNLO.HwU' index 80 using (($1+$2)/2):($3 < 0 ? sqrt(-1) : $3) ls 4 title 'TOT|#1, central value, dynamical\_scale\_choice=10',\
'MADatNLO.HwU' index 79 using (($1+$2)/2):($3 >= 0 ? sqrt(-1) : abs($3)):4 w yerrorbar ls 103 title '',\
'MADatNLO.HwU' index 79 using (($1+$2)/2):($3 >= 0 ? sqrt(-1) : abs($3)) ls 103 title '',\
'MADatNLO.HwU' index 79 using (($1+$2)/2):($3 < 0 ? sqrt(-1) : $3):4 w yerrorbar ls 3 title '',\
'MADatNLO.HwU' index 79 using (($1+$2)/2):($3 < 0 ? sqrt(-1) : $3) ls 3 title 'LOAA|#1, central value, dynamical\_scale\_choice=10',\
'MADatNLO.HwU' index 78 using (($1+$2)/2):($3 >= 0 ? sqrt(-1) : abs($3)):4 w yerrorbar ls 102 title '',\
'MADatNLO.HwU' index 78 using (($1+$2)/2):($3 >= 0 ? sqrt(-1) : abs($3)) ls 102 title '',\
'MADatNLO.HwU' index 78 using (($1+$2)/2):($3 < 0 ? sqrt(-1) : $3):4 w yerrorbar ls 2 title '',\
'MADatNLO.HwU' index 78 using (($1+$2)/2):($3 < 0 ? sqrt(-1) : $3) ls 2 title 'LO|#1, central value, dynamical\_scale\_choice=10',\
'MADatNLO.HwU' index 77 using (($1+$2)/2):($3 >= 0 ? sqrt(-1) : abs($3)):4 w yerrorbar ls 101 title '',\
'MADatNLO.HwU' index 77 using (($1+$2)/2):($3 >= 0 ? sqrt(-1) : abs($3)) ls 101 title '',\
'MADatNLO.HwU' index 77 using (($1+$2)/2):($3 < 0 ? sqrt(-1) : $3):4 w yerrorbar ls 1 title '',\
'MADatNLO.HwU' index 77 using (($1+$2)/2):($3 < 0 ? sqrt(-1) : $3) ls 1 title 'NLO|#1, central value, dynamical\_scale\_choice=10'
#-- rendering subhistograms 'Relative scale and PDF uncertainty'
unset label
unset format
set yrange [-3.9308e-01:4.0198e-01]
set origin 0.0000e+00, 3.5000e-01
set size 1.0000e+00, 1.5000e-01
set mytics 2
set ytics auto
set format x ''
unset logscale y
set ylabel "NLO|#1 rel.unc."
set label "Relative uncertainties w.r.t. central values" font ",9" front at graph 0.03, graph 0.13
plot \
'MADatNLO.HwU' index 80 using (($1+$2)/2):(safe($7,$3,1.0)-1.0) ls 14 title '',\
'MADatNLO.HwU' index 80 using (($1+$2)/2):(safe($6,$3,1.0)-1.0) ls 14 title '',\
'MADatNLO.HwU' index 79 using (($1+$2)/2):(safe($7,$3,1.0)-1.0) ls 13 title '',\
'MADatNLO.HwU' index 79 using (($1+$2)/2):(safe($6,$3,1.0)-1.0) ls 13 title '',\
'MADatNLO.HwU' index 78 using (($1+$2)/2):(safe($7,$3,1.0)-1.0) ls 12 title '',\
'MADatNLO.HwU' index 78 using (($1+$2)/2):(safe($6,$3,1.0)-1.0) ls 12 title '',\
'MADatNLO.HwU' index 77 using (($1+$2)/2):(safe($7,$3,1.0)-1.0) ls 11 title '',\
'MADatNLO.HwU' index 77 using (($1+$2)/2):(safe($6,$3,1.0)-1.0) ls 11 title '',\
0.0 ls 999 title '',\
'MADatNLO.HwU' index 80 using (($1+$2)/2):(0.0):(safe($4,$3,0.0)) w yerrorbar ls 4 title '',\
'MADatNLO.HwU' index 80 using (($1+$2)/2):(safe($5,$3,1.0)-1.0) ls 4 title '',\
'MADatNLO.HwU' index 79 using (($1+$2)/2):(0.0):(safe($4,$3,0.0)) w yerrorbar ls 3 title '',\
'MADatNLO.HwU' index 79 using (($1+$2)/2):(safe($5,$3,1.0)-1.0) ls 3 title '',\
'MADatNLO.HwU' index 78 using (($1+$2)/2):(0.0):(safe($4,$3,0.0)) w yerrorbar ls 2 title '',\
'MADatNLO.HwU' index 78 using (($1+$2)/2):(safe($5,$3,1.0)-1.0) ls 2 title '',\
'MADatNLO.HwU' index 77 using (($1+$2)/2):(0.0):(safe($4,$3,0.0)) w yerrorbar ls 1 title '',\
'MADatNLO.HwU' index 77 using (($1+$2)/2):(safe($5,$3,1.0)-1.0) ls 1 title ''
#-- rendering subhistograms '(LO|#1LOAA|#1TOT|#1)/(NLO|#1 central value) ratio'
unset label
unset format
set yrange [8.0296e-02:1.8700e+00]
set origin 0.0000e+00, 2.0000e-01
set size 1.0000e+00, 1.5000e-01
set mytics 2
set ytics auto
set format x
unset logscale y
set ylabel "ratio w.r.t. NLO|#1"
set label "(LO|#1LOAA|#1TOT|#1)/(NLO|#1 central value)" font ",9" at graph 0.03, graph 0.13
plot \
1.0 ls 999 title '',\
'MADatNLO.HwU' index 83 using (($1+$2)/2):7 ls 14 title '',\
'MADatNLO.HwU' index 83 using (($1+$2)/2):6 ls 14 title '',\
'MADatNLO.HwU' index 82 using (($1+$2)/2):7 ls 13 title '',\
'MADatNLO.HwU' index 82 using (($1+$2)/2):6 ls 13 title '',\
'MADatNLO.HwU' index 81 using (($1+$2)/2):7 ls 12 title '',\
'MADatNLO.HwU' index 81 using (($1+$2)/2):6 ls 12 title '',\
'MADatNLO.HwU' index 83 using (($1+$2)/2):5 ls 4 title '',\
'MADatNLO.HwU' index 83 using (($1+$2)/2):3:4 w yerrorbar ls 4 title '',\
'MADatNLO.HwU' index 83 using (($1+$2)/2):3 ls 4 title '',\
'MADatNLO.HwU' index 82 using (($1+$2)/2):5 ls 3 title '',\
'MADatNLO.HwU' index 82 using (($1+$2)/2):3:4 w yerrorbar ls 3 title '',\
'MADatNLO.HwU' index 82 using (($1+$2)/2):3 ls 3 title '',\
'MADatNLO.HwU' index 81 using (($1+$2)/2):5 ls 2 title '',\
'MADatNLO.HwU' index 81 using (($1+$2)/2):3:4 w yerrorbar ls 2 title '',\
'MADatNLO.HwU' index 81 using (($1+$2)/2):3 ls 2 title ''

unset label

################################################################################

################################################################################
### Rendering of the plot titled '2mu2top invm'
################################################################################

set multiplot
set label "2mu2top invm" font ",13" at graph 0.04, graph 1.05
set xrange [1.6000e+02:1.0000e+03]
set bmargin 0 
set tmargin 0
set xtics nomirror
set ytics nomirror
set mytics 10
set xtics auto
set key horizontal noreverse maxcols 1 width -4 
set label front 'MadGraph5\_aMC\@NLO' font "Courier,11" rotate by 90 at graph 1.02, graph 0.04

#-- rendering subhistograms 'NLO|#1 and LO|#1 results'

set format y '10^{%T}'
set yrange [6.3066e-05:2.2469e-01]
set origin 0.0000e+00, 5.0000e-01
set size 1.0000e+00, 4.0000e-01
set mytics 10
set ytics auto
set format x ''
set logscale y
set ylabel "{/Symbol s} per bin [pb]"

plot \
sqrt(-1) ls 14 title 'TOT|#1, scale variation',\
sqrt(-1) ls 13 title 'LOAA|#1, scale variation',\
sqrt(-1) ls 12 title 'LO|#1, scale variation',\
sqrt(-1) ls 11 title 'NLO|#1, scale variation',\
'MADatNLO.HwU' index 87 using (($1+$2)/2):($3 >= 0 ? sqrt(-1) : abs($3)):4 w yerrorbar ls 104 title '',\
'MADatNLO.HwU' index 87 using (($1+$2)/2):($3 >= 0 ? sqrt(-1) : abs($3)) ls 104 title '',\
'MADatNLO.HwU' index 87 using (($1+$2)/2):($3 < 0 ? sqrt(-1) : $3):4 w yerrorbar ls 4 title '',\
'MADatNLO.HwU' index 87 using (($1+$2)/2):($3 < 0 ? sqrt(-1) : $3) ls 4 title 'TOT|#1, central value, dynamical\_scale\_choice=10',\
'MADatNLO.HwU' index 86 using (($1+$2)/2):($3 >= 0 ? sqrt(-1) : abs($3)):4 w yerrorbar ls 103 title '',\
'MADatNLO.HwU' index 86 using (($1+$2)/2):($3 >= 0 ? sqrt(-1) : abs($3)) ls 103 title '',\
'MADatNLO.HwU' index 86 using (($1+$2)/2):($3 < 0 ? sqrt(-1) : $3):4 w yerrorbar ls 3 title '',\
'MADatNLO.HwU' index 86 using (($1+$2)/2):($3 < 0 ? sqrt(-1) : $3) ls 3 title 'LOAA|#1, central value, dynamical\_scale\_choice=10',\
'MADatNLO.HwU' index 85 using (($1+$2)/2):($3 >= 0 ? sqrt(-1) : abs($3)):4 w yerrorbar ls 102 title '',\
'MADatNLO.HwU' index 85 using (($1+$2)/2):($3 >= 0 ? sqrt(-1) : abs($3)) ls 102 title '',\
'MADatNLO.HwU' index 85 using (($1+$2)/2):($3 < 0 ? sqrt(-1) : $3):4 w yerrorbar ls 2 title '',\
'MADatNLO.HwU' index 85 using (($1+$2)/2):($3 < 0 ? sqrt(-1) : $3) ls 2 title 'LO|#1, central value, dynamical\_scale\_choice=10',\
'MADatNLO.HwU' index 84 using (($1+$2)/2):($3 >= 0 ? sqrt(-1) : abs($3)):4 w yerrorbar ls 101 title '',\
'MADatNLO.HwU' index 84 using (($1+$2)/2):($3 >= 0 ? sqrt(-1) : abs($3)) ls 101 title '',\
'MADatNLO.HwU' index 84 using (($1+$2)/2):($3 < 0 ? sqrt(-1) : $3):4 w yerrorbar ls 1 title '',\
'MADatNLO.HwU' index 84 using (($1+$2)/2):($3 < 0 ? sqrt(-1) : $3) ls 1 title 'NLO|#1, central value, dynamical\_scale\_choice=10'
#-- rendering subhistograms 'Relative scale and PDF uncertainty'
unset label
unset format
set yrange [-1.2660e+00:1.0761e+00]
set origin 0.0000e+00, 3.5000e-01
set size 1.0000e+00, 1.5000e-01
set mytics 2
set ytics auto
set format x ''
unset logscale y
set ylabel "NLO|#1 rel.unc."
set label "Relative uncertainties w.r.t. central values" font ",9" front at graph 0.03, graph 0.13
plot \
'MADatNLO.HwU' index 87 using (($1+$2)/2):(safe($7,$3,1.0)-1.0) ls 14 title '',\
'MADatNLO.HwU' index 87 using (($1+$2)/2):(safe($6,$3,1.0)-1.0) ls 14 title '',\
'MADatNLO.HwU' index 86 using (($1+$2)/2):(safe($7,$3,1.0)-1.0) ls 13 title '',\
'MADatNLO.HwU' index 86 using (($1+$2)/2):(safe($6,$3,1.0)-1.0) ls 13 title '',\
'MADatNLO.HwU' index 85 using (($1+$2)/2):(safe($7,$3,1.0)-1.0) ls 12 title '',\
'MADatNLO.HwU' index 85 using (($1+$2)/2):(safe($6,$3,1.0)-1.0) ls 12 title '',\
'MADatNLO.HwU' index 84 using (($1+$2)/2):(safe($7,$3,1.0)-1.0) ls 11 title '',\
'MADatNLO.HwU' index 84 using (($1+$2)/2):(safe($6,$3,1.0)-1.0) ls 11 title '',\
0.0 ls 999 title '',\
'MADatNLO.HwU' index 87 using (($1+$2)/2):(0.0):(safe($4,$3,0.0)) w yerrorbar ls 4 title '',\
'MADatNLO.HwU' index 87 using (($1+$2)/2):(safe($5,$3,1.0)-1.0) ls 4 title '',\
'MADatNLO.HwU' index 86 using (($1+$2)/2):(0.0):(safe($4,$3,0.0)) w yerrorbar ls 3 title '',\
'MADatNLO.HwU' index 86 using (($1+$2)/2):(safe($5,$3,1.0)-1.0) ls 3 title '',\
'MADatNLO.HwU' index 85 using (($1+$2)/2):(0.0):(safe($4,$3,0.0)) w yerrorbar ls 2 title '',\
'MADatNLO.HwU' index 85 using (($1+$2)/2):(safe($5,$3,1.0)-1.0) ls 2 title '',\
'MADatNLO.HwU' index 84 using (($1+$2)/2):(0.0):(safe($4,$3,0.0)) w yerrorbar ls 1 title '',\
'MADatNLO.HwU' index 84 using (($1+$2)/2):(safe($5,$3,1.0)-1.0) ls 1 title ''
#-- rendering subhistograms '(LO|#1LOAA|#1TOT|#1)/(NLO|#1 central value) ratio'
unset label
unset format
set yrange [-2.0682e+01:2.7366e+01]
set origin 0.0000e+00, 2.0000e-01
set size 1.0000e+00, 1.5000e-01
set mytics 2
set ytics auto
set format x
unset logscale y
set ylabel "ratio w.r.t. NLO|#1"
set label "(LO|#1LOAA|#1TOT|#1)/(NLO|#1 central value)" font ",9" at graph 0.03, graph 0.13
plot \
1.0 ls 999 title '',\
'MADatNLO.HwU' index 90 using (($1+$2)/2):7 ls 14 title '',\
'MADatNLO.HwU' index 90 using (($1+$2)/2):6 ls 14 title '',\
'MADatNLO.HwU' index 89 using (($1+$2)/2):7 ls 13 title '',\
'MADatNLO.HwU' index 89 using (($1+$2)/2):6 ls 13 title '',\
'MADatNLO.HwU' index 88 using (($1+$2)/2):7 ls 12 title '',\
'MADatNLO.HwU' index 88 using (($1+$2)/2):6 ls 12 title '',\
'MADatNLO.HwU' index 90 using (($1+$2)/2):5 ls 4 title '',\
'MADatNLO.HwU' index 90 using (($1+$2)/2):3:4 w yerrorbar ls 4 title '',\
'MADatNLO.HwU' index 90 using (($1+$2)/2):3 ls 4 title '',\
'MADatNLO.HwU' index 89 using (($1+$2)/2):5 ls 3 title '',\
'MADatNLO.HwU' index 89 using (($1+$2)/2):3:4 w yerrorbar ls 3 title '',\
'MADatNLO.HwU' index 89 using (($1+$2)/2):3 ls 3 title '',\
'MADatNLO.HwU' index 88 using (($1+$2)/2):5 ls 2 title '',\
'MADatNLO.HwU' index 88 using (($1+$2)/2):3:4 w yerrorbar ls 2 title '',\
'MADatNLO.HwU' index 88 using (($1+$2)/2):3 ls 2 title ''

unset label

################################################################################

################################################################################
### Rendering of the plot titled '2mu2top rap'
################################################################################

set multiplot
set label "2mu2top rap" font ",13" at graph 0.04, graph 1.05
set xrange [-3.0000e+00:3.0000e+00]
set bmargin 0 
set tmargin 0
set xtics nomirror
set ytics nomirror
set mytics 10
set xtics auto
set key horizontal noreverse maxcols 1 width -4 
set label front 'MadGraph5\_aMC\@NLO' font "Courier,11" rotate by 90 at graph 1.02, graph 0.04

#-- rendering subhistograms 'NLO|#1 and LO|#1 results'

set format y '10^{%T}'
set yrange [3.5554e-09:8.7362e-01]
set origin 0.0000e+00, 5.0000e-01
set size 1.0000e+00, 4.0000e-01
set mytics 10
set ytics auto
set format x ''
set logscale y
set ylabel "{/Symbol s} per bin [pb]"

plot \
sqrt(-1) ls 14 title 'TOT|#1, scale variation',\
sqrt(-1) ls 13 title 'LOAA|#1, scale variation',\
sqrt(-1) ls 12 title 'LO|#1, scale variation',\
sqrt(-1) ls 11 title 'NLO|#1, scale variation',\
'MADatNLO.HwU' index 94 using (($1+$2)/2):($3 >= 0 ? sqrt(-1) : abs($3)):4 w yerrorbar ls 104 title '',\
'MADatNLO.HwU' index 94 using (($1+$2)/2):($3 >= 0 ? sqrt(-1) : abs($3)) ls 104 title '',\
'MADatNLO.HwU' index 94 using (($1+$2)/2):($3 < 0 ? sqrt(-1) : $3):4 w yerrorbar ls 4 title '',\
'MADatNLO.HwU' index 94 using (($1+$2)/2):($3 < 0 ? sqrt(-1) : $3) ls 4 title 'TOT|#1, central value, dynamical\_scale\_choice=10',\
'MADatNLO.HwU' index 93 using (($1+$2)/2):($3 >= 0 ? sqrt(-1) : abs($3)):4 w yerrorbar ls 103 title '',\
'MADatNLO.HwU' index 93 using (($1+$2)/2):($3 >= 0 ? sqrt(-1) : abs($3)) ls 103 title '',\
'MADatNLO.HwU' index 93 using (($1+$2)/2):($3 < 0 ? sqrt(-1) : $3):4 w yerrorbar ls 3 title '',\
'MADatNLO.HwU' index 93 using (($1+$2)/2):($3 < 0 ? sqrt(-1) : $3) ls 3 title 'LOAA|#1, central value, dynamical\_scale\_choice=10',\
'MADatNLO.HwU' index 92 using (($1+$2)/2):($3 >= 0 ? sqrt(-1) : abs($3)):4 w yerrorbar ls 102 title '',\
'MADatNLO.HwU' index 92 using (($1+$2)/2):($3 >= 0 ? sqrt(-1) : abs($3)) ls 102 title '',\
'MADatNLO.HwU' index 92 using (($1+$2)/2):($3 < 0 ? sqrt(-1) : $3):4 w yerrorbar ls 2 title '',\
'MADatNLO.HwU' index 92 using (($1+$2)/2):($3 < 0 ? sqrt(-1) : $3) ls 2 title 'LO|#1, central value, dynamical\_scale\_choice=10',\
'MADatNLO.HwU' index 91 using (($1+$2)/2):($3 >= 0 ? sqrt(-1) : abs($3)):4 w yerrorbar ls 101 title '',\
'MADatNLO.HwU' index 91 using (($1+$2)/2):($3 >= 0 ? sqrt(-1) : abs($3)) ls 101 title '',\
'MADatNLO.HwU' index 91 using (($1+$2)/2):($3 < 0 ? sqrt(-1) : $3):4 w yerrorbar ls 1 title '',\
'MADatNLO.HwU' index 91 using (($1+$2)/2):($3 < 0 ? sqrt(-1) : $3) ls 1 title 'NLO|#1, central value, dynamical\_scale\_choice=10'
#-- rendering subhistograms 'Relative scale and PDF uncertainty'
unset label
unset format
set yrange [-4.7792e-01:4.7908e-01]
set origin 0.0000e+00, 3.5000e-01
set size 1.0000e+00, 1.5000e-01
set mytics 2
set ytics auto
set format x ''
unset logscale y
set ylabel "NLO|#1 rel.unc."
set label "Relative uncertainties w.r.t. central values" font ",9" front at graph 0.03, graph 0.13
plot \
'MADatNLO.HwU' index 94 using (($1+$2)/2):(safe($7,$3,1.0)-1.0) ls 14 title '',\
'MADatNLO.HwU' index 94 using (($1+$2)/2):(safe($6,$3,1.0)-1.0) ls 14 title '',\
'MADatNLO.HwU' index 93 using (($1+$2)/2):(safe($7,$3,1.0)-1.0) ls 13 title '',\
'MADatNLO.HwU' index 93 using (($1+$2)/2):(safe($6,$3,1.0)-1.0) ls 13 title '',\
'MADatNLO.HwU' index 92 using (($1+$2)/2):(safe($7,$3,1.0)-1.0) ls 12 title '',\
'MADatNLO.HwU' index 92 using (($1+$2)/2):(safe($6,$3,1.0)-1.0) ls 12 title '',\
'MADatNLO.HwU' index 91 using (($1+$2)/2):(safe($7,$3,1.0)-1.0) ls 11 title '',\
'MADatNLO.HwU' index 91 using (($1+$2)/2):(safe($6,$3,1.0)-1.0) ls 11 title '',\
0.0 ls 999 title '',\
'MADatNLO.HwU' index 94 using (($1+$2)/2):(0.0):(safe($4,$3,0.0)) w yerrorbar ls 4 title '',\
'MADatNLO.HwU' index 94 using (($1+$2)/2):(safe($5,$3,1.0)-1.0) ls 4 title '',\
'MADatNLO.HwU' index 93 using (($1+$2)/2):(0.0):(safe($4,$3,0.0)) w yerrorbar ls 3 title '',\
'MADatNLO.HwU' index 93 using (($1+$2)/2):(safe($5,$3,1.0)-1.0) ls 3 title '',\
'MADatNLO.HwU' index 92 using (($1+$2)/2):(0.0):(safe($4,$3,0.0)) w yerrorbar ls 2 title '',\
'MADatNLO.HwU' index 92 using (($1+$2)/2):(safe($5,$3,1.0)-1.0) ls 2 title '',\
'MADatNLO.HwU' index 91 using (($1+$2)/2):(0.0):(safe($4,$3,0.0)) w yerrorbar ls 1 title '',\
'MADatNLO.HwU' index 91 using (($1+$2)/2):(safe($5,$3,1.0)-1.0) ls 1 title ''
#-- rendering subhistograms '(LO|#1LOAA|#1TOT|#1)/(NLO|#1 central value) ratio'
unset label
unset format
set yrange [-1.4024e+01:1.4775e+01]
set origin 0.0000e+00, 2.0000e-01
set size 1.0000e+00, 1.5000e-01
set mytics 2
set ytics auto
set format x
unset logscale y
set ylabel "ratio w.r.t. NLO|#1"
set label "(LO|#1LOAA|#1TOT|#1)/(NLO|#1 central value)" font ",9" at graph 0.03, graph 0.13
plot \
1.0 ls 999 title '',\
'MADatNLO.HwU' index 97 using (($1+$2)/2):7 ls 14 title '',\
'MADatNLO.HwU' index 97 using (($1+$2)/2):6 ls 14 title '',\
'MADatNLO.HwU' index 96 using (($1+$2)/2):7 ls 13 title '',\
'MADatNLO.HwU' index 96 using (($1+$2)/2):6 ls 13 title '',\
'MADatNLO.HwU' index 95 using (($1+$2)/2):7 ls 12 title '',\
'MADatNLO.HwU' index 95 using (($1+$2)/2):6 ls 12 title '',\
'MADatNLO.HwU' index 97 using (($1+$2)/2):5 ls 4 title '',\
'MADatNLO.HwU' index 97 using (($1+$2)/2):3:4 w yerrorbar ls 4 title '',\
'MADatNLO.HwU' index 97 using (($1+$2)/2):3 ls 4 title '',\
'MADatNLO.HwU' index 96 using (($1+$2)/2):5 ls 3 title '',\
'MADatNLO.HwU' index 96 using (($1+$2)/2):3:4 w yerrorbar ls 3 title '',\
'MADatNLO.HwU' index 96 using (($1+$2)/2):3 ls 3 title '',\
'MADatNLO.HwU' index 95 using (($1+$2)/2):5 ls 2 title '',\
'MADatNLO.HwU' index 95 using (($1+$2)/2):3:4 w yerrorbar ls 2 title '',\
'MADatNLO.HwU' index 95 using (($1+$2)/2):3 ls 2 title ''

unset label

################################################################################

################################################################################
### Rendering of the plot titled '2mu2top pt'
################################################################################

set multiplot
set label "2mu2top pt" font ",13" at graph 0.04, graph 1.05
set xrange [0.0000e+00:5.0000e+02]
set bmargin 0 
set tmargin 0
set xtics nomirror
set ytics nomirror
set mytics 10
set xtics auto
set key horizontal noreverse maxcols 1 width -4 
set label front 'MadGraph5\_aMC\@NLO' font "Courier,11" rotate by 90 at graph 1.02, graph 0.04

#-- rendering subhistograms 'NLO|#1 and LO|#1 results'

set format y '10^{%T}'
set yrange [5.3161e-07:6.5338e-01]
set origin 0.0000e+00, 5.0000e-01
set size 1.0000e+00, 4.0000e-01
set mytics 10
set ytics auto
set format x ''
set logscale y
set ylabel "{/Symbol s} per bin [pb]"

plot \
sqrt(-1) ls 14 title 'TOT|#1, scale variation',\
sqrt(-1) ls 13 title 'LOAA|#1, scale variation',\
sqrt(-1) ls 12 title 'LO|#1, scale variation',\
sqrt(-1) ls 11 title 'NLO|#1, scale variation',\
'MADatNLO.HwU' index 101 using (($1+$2)/2):($3 >= 0 ? sqrt(-1) : abs($3)):4 w yerrorbar ls 104 title '',\
'MADatNLO.HwU' index 101 using (($1+$2)/2):($3 >= 0 ? sqrt(-1) : abs($3)) ls 104 title '',\
'MADatNLO.HwU' index 101 using (($1+$2)/2):($3 < 0 ? sqrt(-1) : $3):4 w yerrorbar ls 4 title '',\
'MADatNLO.HwU' index 101 using (($1+$2)/2):($3 < 0 ? sqrt(-1) : $3) ls 4 title 'TOT|#1, central value, dynamical\_scale\_choice=10',\
'MADatNLO.HwU' index 100 using (($1+$2)/2):($3 >= 0 ? sqrt(-1) : abs($3)):4 w yerrorbar ls 103 title '',\
'MADatNLO.HwU' index 100 using (($1+$2)/2):($3 >= 0 ? sqrt(-1) : abs($3)) ls 103 title '',\
'MADatNLO.HwU' index 100 using (($1+$2)/2):($3 < 0 ? sqrt(-1) : $3):4 w yerrorbar ls 3 title '',\
'MADatNLO.HwU' index 100 using (($1+$2)/2):($3 < 0 ? sqrt(-1) : $3) ls 3 title 'LOAA|#1, central value, dynamical\_scale\_choice=10',\
'MADatNLO.HwU' index 99 using (($1+$2)/2):($3 >= 0 ? sqrt(-1) : abs($3)):4 w yerrorbar ls 102 title '',\
'MADatNLO.HwU' index 99 using (($1+$2)/2):($3 >= 0 ? sqrt(-1) : abs($3)) ls 102 title '',\
'MADatNLO.HwU' index 99 using (($1+$2)/2):($3 < 0 ? sqrt(-1) : $3):4 w yerrorbar ls 2 title '',\
'MADatNLO.HwU' index 99 using (($1+$2)/2):($3 < 0 ? sqrt(-1) : $3) ls 2 title 'LO|#1, central value, dynamical\_scale\_choice=10',\
'MADatNLO.HwU' index 98 using (($1+$2)/2):($3 >= 0 ? sqrt(-1) : abs($3)):4 w yerrorbar ls 101 title '',\
'MADatNLO.HwU' index 98 using (($1+$2)/2):($3 >= 0 ? sqrt(-1) : abs($3)) ls 101 title '',\
'MADatNLO.HwU' index 98 using (($1+$2)/2):($3 < 0 ? sqrt(-1) : $3):4 w yerrorbar ls 1 title '',\
'MADatNLO.HwU' index 98 using (($1+$2)/2):($3 < 0 ? sqrt(-1) : $3) ls 1 title 'NLO|#1, central value, dynamical\_scale\_choice=10'
#-- rendering subhistograms 'Relative scale and PDF uncertainty'
unset label
unset format
set yrange [-3.0571e-02:2.9524e-02]
set origin 0.0000e+00, 3.5000e-01
set size 1.0000e+00, 1.5000e-01
set mytics 2
set ytics auto
set format x ''
unset logscale y
set ylabel "NLO|#1 rel.unc."
set label "Relative uncertainties w.r.t. central values" font ",9" front at graph 0.03, graph 0.13
plot \
'MADatNLO.HwU' index 101 using (($1+$2)/2):(safe($7,$3,1.0)-1.0) ls 14 title '',\
'MADatNLO.HwU' index 101 using (($1+$2)/2):(safe($6,$3,1.0)-1.0) ls 14 title '',\
'MADatNLO.HwU' index 100 using (($1+$2)/2):(safe($7,$3,1.0)-1.0) ls 13 title '',\
'MADatNLO.HwU' index 100 using (($1+$2)/2):(safe($6,$3,1.0)-1.0) ls 13 title '',\
'MADatNLO.HwU' index 99 using (($1+$2)/2):(safe($7,$3,1.0)-1.0) ls 12 title '',\
'MADatNLO.HwU' index 99 using (($1+$2)/2):(safe($6,$3,1.0)-1.0) ls 12 title '',\
'MADatNLO.HwU' index 98 using (($1+$2)/2):(safe($7,$3,1.0)-1.0) ls 11 title '',\
'MADatNLO.HwU' index 98 using (($1+$2)/2):(safe($6,$3,1.0)-1.0) ls 11 title '',\
0.0 ls 999 title '',\
'MADatNLO.HwU' index 101 using (($1+$2)/2):(0.0):(safe($4,$3,0.0)) w yerrorbar ls 4 title '',\
'MADatNLO.HwU' index 101 using (($1+$2)/2):(safe($5,$3,1.0)-1.0) ls 4 title '',\
'MADatNLO.HwU' index 100 using (($1+$2)/2):(0.0):(safe($4,$3,0.0)) w yerrorbar ls 3 title '',\
'MADatNLO.HwU' index 100 using (($1+$2)/2):(safe($5,$3,1.0)-1.0) ls 3 title '',\
'MADatNLO.HwU' index 99 using (($1+$2)/2):(0.0):(safe($4,$3,0.0)) w yerrorbar ls 2 title '',\
'MADatNLO.HwU' index 99 using (($1+$2)/2):(safe($5,$3,1.0)-1.0) ls 2 title '',\
'MADatNLO.HwU' index 98 using (($1+$2)/2):(0.0):(safe($4,$3,0.0)) w yerrorbar ls 1 title '',\
'MADatNLO.HwU' index 98 using (($1+$2)/2):(safe($5,$3,1.0)-1.0) ls 1 title ''
#-- rendering subhistograms '(LO|#1LOAA|#1TOT|#1)/(NLO|#1 central value) ratio'
unset label
unset format
set yrange [-2.7321e+00:1.1123e+01]
set origin 0.0000e+00, 2.0000e-01
set size 1.0000e+00, 1.5000e-01
set mytics 2
set ytics auto
set format x
unset logscale y
set ylabel "ratio w.r.t. NLO|#1"
set label "(LO|#1LOAA|#1TOT|#1)/(NLO|#1 central value)" font ",9" at graph 0.03, graph 0.13
plot \
1.0 ls 999 title '',\
'MADatNLO.HwU' index 104 using (($1+$2)/2):7 ls 14 title '',\
'MADatNLO.HwU' index 104 using (($1+$2)/2):6 ls 14 title '',\
'MADatNLO.HwU' index 103 using (($1+$2)/2):7 ls 13 title '',\
'MADatNLO.HwU' index 103 using (($1+$2)/2):6 ls 13 title '',\
'MADatNLO.HwU' index 102 using (($1+$2)/2):7 ls 12 title '',\
'MADatNLO.HwU' index 102 using (($1+$2)/2):6 ls 12 title '',\
'MADatNLO.HwU' index 104 using (($1+$2)/2):5 ls 4 title '',\
'MADatNLO.HwU' index 104 using (($1+$2)/2):3:4 w yerrorbar ls 4 title '',\
'MADatNLO.HwU' index 104 using (($1+$2)/2):3 ls 4 title '',\
'MADatNLO.HwU' index 103 using (($1+$2)/2):5 ls 3 title '',\
'MADatNLO.HwU' index 103 using (($1+$2)/2):3:4 w yerrorbar ls 3 title '',\
'MADatNLO.HwU' index 103 using (($1+$2)/2):3 ls 3 title '',\
'MADatNLO.HwU' index 102 using (($1+$2)/2):5 ls 2 title '',\
'MADatNLO.HwU' index 102 using (($1+$2)/2):3:4 w yerrorbar ls 2 title '',\
'MADatNLO.HwU' index 102 using (($1+$2)/2):3 ls 2 title ''

unset label

################################################################################
unset multiplot
!ps2pdf "MADatNLO.ps" &> /dev/null
